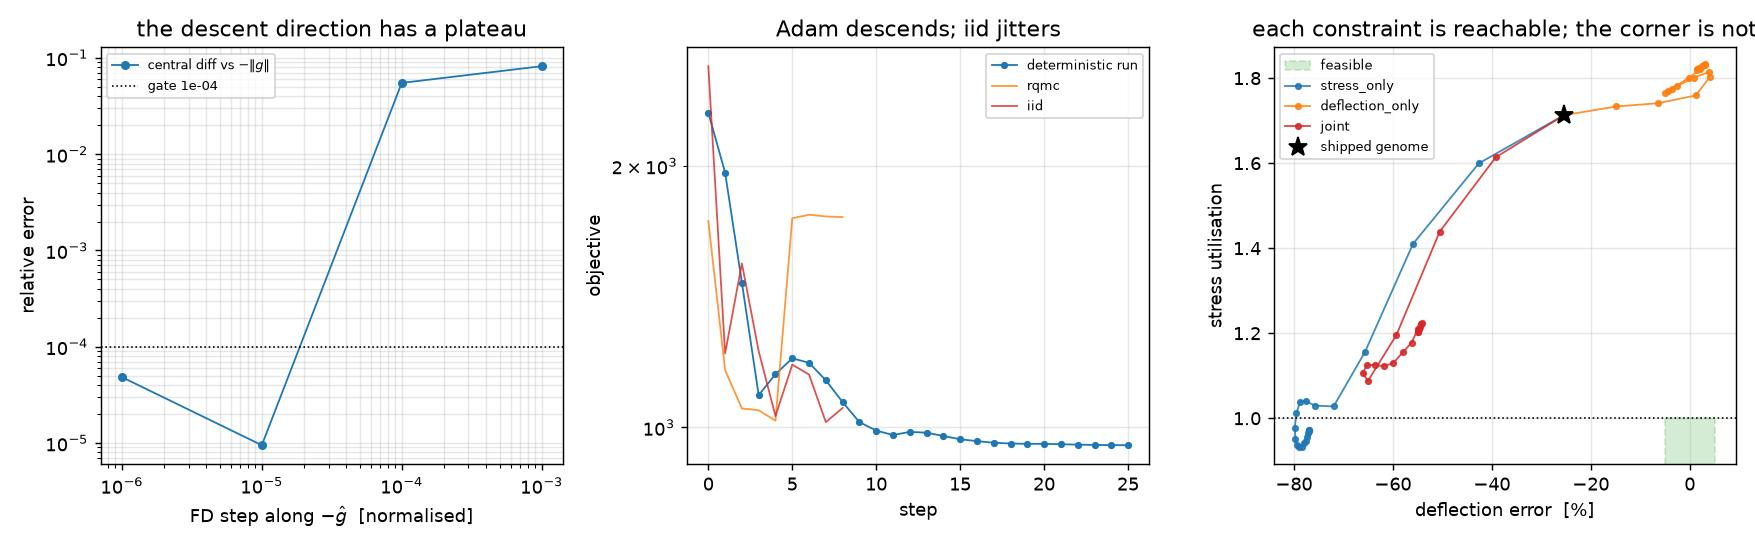

Source code (Python):
"""
=============================================================================
  M8b-i GATE — THE STAGE-3 OPTIMIZER, AND WHETHER ITS PROBLEM HAS A SOLUTION
=============================================================================

    .venv-opt/bin/python studies/study_stage3.py            # the gate; exits nonzero on failure
    .venv-opt/bin/python studies/study_stage3.py --quick    # reduced meshes and step counts

M8a proved the objective and its gradient.  This gates the thing that descends it, and
then asks the question M8a left open with numbers attached.

WHY THIS STUDY EXISTS
---------------------
`PLAN.md` records the finding that shapes the whole milestone: at the shipped genome the
FEA objective is 513.2 units against the GA's 50.4, the wheel misses its deflection
target by -26.3% AND exceeds its stress allowable by 24%, and *"whether M8b has a
feasible problem is now an open question"*.  A Stage-3 run against an infeasible problem
and a Stage-3 run against a buggy optimizer produce the same artifact — a trajectory
that does not reach its target — and neither M7's gradient checks nor M8a's objective
gates can tell them apart, because in both cases the gradient is correct.

So the gates below split into two kinds, and the split is the point:

  * S1-S8 are about the OPTIMIZER.  They are pass/fail, and they are what makes a
    negative feasibility result believable rather than suspicious.
  * S9 is about the PROBLEM.  It is reported and deliberately NOT gated on finding
    feasibility.  Gating on it would make an honest negative result look like a broken
    build, which is the one outcome guaranteed to get the wrong thing fixed.

THE GATES, WRITTEN DOWN BEFORE THE RUN
--------------------------------------
  S1  directional derivative vs an FD ladder of the whole pipeline   1e-4, >= 1 rung
  S2  Adam reduces the loss over a deterministic run                 strictly
  S3  the projection is exact, and does not freeze a pinned gene     exact; no violation
  S5  a failed solve is a step reject and the run recovers           recovers, logged
  S6  the pinned flank orientation is the one the meshes are built   exact
  S7  rqmc vs uniform vs iid: step-to-step variance and wall cost    rqmc < iid
  S8  warm start vs cold, seconds per evaluation                     reported
  S9  THE FEASIBILITY VERDICT                                        reported, not gated
  S10 cost per step by tier, and the projected production cost       reported

M8b-i.5 ADDS TWO SECTIONS, AND THEY ARE OPT-IN
----------------------------------------------
    .venv-opt/bin/python studies/study_stage3.py --sections mesh_convergence,multistart \
        --out study_stage3_m8bi5.json                   # or just: make m8bi5

S9's verdict came back "each constraint is reachable alone, neither with the other", and
`PLAN.md` records that it is weaker than it looks in two specific ways.  Both are cheap to
close and either can change the answer, so they are closed before anyone acts on it:

  S11 the stress QoI up the mesh ladder                              reported, not gated
  S12 the same feasibility question from the Stage-2 elites          reported, not gated

S11 exists because utilisation measured 1.2406 at `smoke` and 1.7128 at `coarse` — the
verdict's own input moved 38% for a change of mesh alone.  S12 exists because all three of
S9's descents started at `best_solution.json`, a GA optimum for the BEAM surrogate that
M8a showed is a bad guide to the FEA, and `stage2_elites.json` has held fifteen other
converged genomes that nothing has ever scored.

They are NOT in the default `--sections` and `make studies` does not run them.  At
`coarse` they are ~2 h against the gate's ~2 h 45 m, they answer a question about the
wheel rather than about the code, and a gate nobody can afford to run is not a gate.

EVERY FINITE DIFFERENCE IS A LADDER, per the project's rule.  M7 lost days to three
gates written at a single step, all three of which failed at `coarse` by one to eight
parts in 1e5 because of the REFERENCE's truncation error rather than the gradient's.

S4 WAS HERE, AND WHY IT IS NOT ANY MORE
----------------------------------------
S4 asserted that the `stress_scale` an evaluation used was the PREVIOUS step's
measurement, to 1e-12.  That contract existed because the stress term rescaled a p-norm to
the true max by a measured ratio, the rescale is exact only for a CONSTANT factor, and
re-measuring inside each call made the function being differentiated a different function
from the one being evaluated — measured, 10% into the assembled gradient while every
individual term still matched its own finite difference to 1e-8.  S1 therefore had to pin
`c` across the base point and both legs, or it would have failed and the failure would have
looked like a broken optimizer.

M8b-i.6 deleted the frozen factor rather than the freeze: `c` is anchored to a mesh-divergent
true max, so it was a converged answer to nothing, and the constraint is now
`Kt(R, t) * sigma_nominal(p=4)` with `Kt` differentiated.  Nothing is held across a
difference any more, and S1 is stronger for it — both legs re-evaluate freely, so it now
tests the product rule rather than the pinning.

The FD legs are allowed to leave the unit box by a few parts in a thousand.  That is
deliberate: the objective is a smooth function of the genes everywhere, the box is the
OPTIMIZER's constraint rather than the physics', and projecting the legs would make the
difference a difference of two different functions.
=============================================================================
"""

import argparse
import collections
import json
import os

import project_paths as PP
import time

import jax_config  # noqa: F401  — must precede every other jax import
import numpy as np

import wheel_adjoint as WA
import wheel_fea as W
import wheel_fem as fem
import wheel_genome as wg
import wheel_objective as WO
import wheel_stage3 as S3
import wheel_wheel as WW

HERE = os.path.dirname(os.path.abspath(__file__))
DEFAULT_CONFIG = "coarse"

# Written down BEFORE the study was run, per the project's rule.
GATE_DIRECTION_REL = 1e-4       # S1  directional derivative vs its FD plateau
GATE_DIRECTION_RUNGS = 1        # S1  ... on at least one rung of the ladder
GATE_BOX_TOL = 0.0              # S3  the projection is exact, not approximate
GATE_WARM_SAVING = 0.0          # S8  reported, not gated: warm must not be SLOWER

# Reported, not gated.  A design is feasible when it is inside both of these.
FEASIBLE_UTIL = 1.0             # S9  stress utilisation at or under the allowable
FEASIBLE_DEFL_REL = 0.05        # S9  within 5% of the 2.0 mm deflection target

# S11.  When does a ladder count as CONVERGED?  Reported, not gated — but the report's
# words and its plot title are driven off this, so it has to be a real criterion.
#
# `study_wheel_fea.run_refinement` uses `finest_error_vs_richardson < 0.005` and calls it
# `criterion_met`.  This is the same standard in GCI form, which is the safety-factored
# version of the same quantity and the more honest one to quote when the observed order is
# far from the formal one.  10x looser than M4's, deliberately: at 5% a quantity is usable
# as a CONSTRAINT even if it is not publication-converged, and the question S11 asks is
# whether the constraint has a value, not whether the value is precise.
#
# NOT `ratio > 1`.  Successive differences shrinking is necessary and nowhere near
# sufficient — a sequence with ratio 1.33 has an observed order of 0.41 and an
# extrapolation 50% beyond its finest rung, which is what "no value" looks like.
GATE_LADDER_GCI = 0.05

# The weight sets the feasibility probe descends.  Every barrier stays on in all three —
# a "lowest reachable stress" that is reached through a folded, self-intersecting or
# unmeshable design is not a bound on anything.
PROBE_ZERO = {"stress_only": ("deflection", "mass", "phase_ripple"),
              "deflection_only": ("stress", "mass", "phase_ripple"),
              "joint": ()}

# The sections, and which milestone each answers to.  M8b-i's seven are the default and
# are what `make studies` runs; M8b-i.5's two are opt-in — see `--sections` and `make
# m8bi5`.  Order matters: a default invocation writes the report keys in this order.
SECTION_HELP = {
    "direction":        "S1  the descent direction vs an FD ladder of the pipeline",
    "trajectory":       "S2/S3/S4/S6  one deterministic run, four structural facts",
    "reject":           "S5  a failed solve is a step reject",
    "schemes":          "S7  rqmc vs uniform vs iid",
    "warm":             "S8  warm start vs cold",
    "cost":             "S10 seconds per step by tier",
    "feasibility":      "S9  THE FEASIBILITY VERDICT, from the shipped genome",
    "mesh_convergence": "S11 is the stress QoI converged?  [M8b-i.5]",
    "multistart":       "S12 the same question from the Stage-2 elites  [M8b-i.5]",
}
DEFAULT_SECTIONS = ("direction", "trajectory", "reject", "schemes", "warm", "cost",
                    "feasibility")


def parse_sections(spec):
    """`--sections` -> the list to run, or a `ValueError` naming what was not understood.

    A pure function so it can be tested without paying a jax import, and so a typo costs
    a startup rather than three hours of solving followed by a `KeyError`.
    """
    names = [s.strip() for s in str(spec).split(",") if s.strip()]
    if not names:
        raise ValueError("--sections is empty; expected at least one of "
                         f"{sorted(SECTION_HELP)}")
    unknown = [s for s in names if s not in SECTION_HELP]
    if unknown:
        raise ValueError(f"unknown section(s) {unknown}; expected any of "
                         f"{sorted(SECTION_HELP)}")
    return names


def parse_ladder_p(spec):
    """`--ladder-p` -> the exponents to probe, or a `ValueError` naming the bad one.

    Pure and validated at startup for `parse_sections`' reason, which bites harder here:
    the sweep's whole claim is that it costs no extra solve, so a bad exponent that only
    surfaces at the `_qoi_pnorm_stress` call would be discovered after the ladder had
    already paid for its meshes.  Empty means no sweep, which is the default and leaves
    the report exactly as M8b-i.5 wrote it.

    `p > 0` because the p-norm's `x^(1/p)` is not a norm otherwise, and `p` is a float
    rather than an int because nothing downstream rounds it and the interesting region
    between the master plan's 10 and M4's percentile may not be an integer.

    DUPLICATES ARE DROPPED HERE, not tolerated downstream.  `t3_terms` keys its
    accumulator by exponent (`probe_pn = {v: [] for v in probe_p}`) but appends inside a
    loop over the raw list, so a repeated `p` collects two samples per phase against one
    true max and `_stress_aggregate` dies on the broadcast — after the first solve has
    been paid for, which is precisely the class of failure this function exists to move to
    startup.  First occurrence wins, so the reported order still follows the command line.
    """
    out = []
    for tok in [s.strip() for s in str(spec).split(",") if s.strip()]:
        try:
            v = float(tok)
        except ValueError:
            raise ValueError(f"--ladder-p got {tok!r}, which is not a number; expected "
                             "a comma-separated list of exponents, e.g. 2,4,8,16,30")
        if not (np.isfinite(v) and v > 0.0):
            raise ValueError(f"--ladder-p got {tok!r}; every exponent must be finite and "
                             "positive — a p-norm with p <= 0 is not a norm")
        if v not in out:
            out.append(v)
    return out


def load_genes(path="best_solution.json"):
    with open(os.path.join(PP.ROOT, path)) as fh:
        return np.array(list(json.load(fh)["genes"].values()), dtype=float)


def load_elites(path="stage2_elites.json", limit=4):
    p = os.path.join(PP.ROOT, path)
    if not os.path.exists(p):
        return []
    with open(p) as fh:
        rec = json.load(fh)
    return [np.array(list(e["genes"].values()), dtype=float)
            for e in rec.get("elites", [])[:limit]]


def _bounds():
    return wg.bounds_arrays(W.GENE_SPACE)


def probe_weights(kind):
    """`DEFAULT_WEIGHTS` with the named terms switched off."""
    w = dict(WO.DEFAULT_WEIGHTS)
    for k in PROBE_ZERO[kind]:
        w[k] = 0.0
    return w


# ---------------------------------------------------------------------------
# S1 — THE DESCENT DIRECTION IS A DESCENT DIRECTION
# ---------------------------------------------------------------------------

def run_direction(genes, cfg=DEFAULT_CONFIG, n_phase=4,
                  steps=(1e-3, 1e-4, 1e-5, 1e-6)):
    """The gradient's own directional derivative against an FD ladder of the pipeline.

    M8a's gate 7 differenced the total along the COORDINATE axes.  This differences it
    along `-g/||g||`, which is the only direction the optimizer ever actually moves in,
    and which mixes all fourteen components — so a per-gene sign error that happens to
    cancel in a coordinate check cannot survive here.  The predicted value is exact and
    needs no reference implementation: `grad . (-g/||g||) = -||g||`.
    """
    low, high, _ = _bounds()
    z0 = wg.normalize(genes, low, high)
    phases = WO.phase_stencil(n_phase=n_phase, scheme="uniform")
    ori = WW.flank_orientation(genes, WW.get_config(cfg))

    ev = S3.Evaluator(cfg, orientation=ori)
    # No priming call and nothing pinned: the objective is now a pure function of the
    # genes, so the base point and both legs are evaluations of one function.  See the
    # module docstring on what S4 used to guard here.
    val0, g0, brk0 = ev(z0, low, high, phases=phases)

    # Both legs start their secant from the BASE point's indentations, which is
    # `study_objective.run_stress_plateau`'s reasoning applied one level up: a cold solve
    # at a perturbed design can converge along a different Newton path — a different
    # contact active set — and the difference of two such solves carries that as noise,
    # which is exactly what eats a plateau.  One starting guess keeps both legs on one
    # branch, and it is also what makes a ten-evaluation ladder affordable at `coarse`.
    warm = S3.warm_from(brk0)

    gnorm = float(np.linalg.norm(g0))
    d = -np.asarray(g0, dtype=float) / max(gnorm, 1e-300)
    predicted = float(np.dot(g0, d))            # == -||g||, to rounding

    rows = []
    for t in steps:
        vp, _, _ = ev(z0 + t * d, low, high, phases=phases, warm=warm)
        vm, _, _ = ev(z0 - t * d, low, high, phases=phases, warm=warm)
        fd = (vp - vm) / (2.0 * t)
        rel = abs(fd - predicted) / max(abs(predicted), 1e-300)
        rows.append({"t": float(t), "fd": float(fd), "rel": float(rel)})

    rungs = int(sum(r["rel"] < GATE_DIRECTION_REL for r in rows))
    out = {"config": cfg if isinstance(cfg, str) else cfg.name, "n_phase": n_phase,
           "steps": list(steps), "rows": rows, "loss": float(val0),
           "grad_norm": gnorm, "predicted": predicted,
           "best_rel": float(min(r["rel"] for r in rows)), "rungs": rungs,
           "terms": {k: v["value"] for k, v in brk0["terms"].items()}}
    out["pass"] = bool(rungs >= GATE_DIRECTION_RUNGS)
    return out


# ---------------------------------------------------------------------------
# S2/S3/S4/S6 — ONE DETERMINISTIC RUN, FOUR THINGS READ OFF IT
# ---------------------------------------------------------------------------

def run_trajectory(genes, cfg=DEFAULT_CONFIG, steps=25, n_phase=4, lr=S3.DEFAULT_LR,
                   scheme="uniform"):
    """A run at fixed phases, and the four structural facts its record has to satisfy.

    Deterministic on purpose: S2 asks whether the loss goes DOWN, and under a stochastic
    stencil a rise is not evidence of anything.  The phase schemes are compared
    separately, in S7, which is where that question belongs.
    """
    low, high, _ = _bounds()
    z0 = wg.normalize(genes, low, high)
    t0 = time.time()
    rec = S3.descend(z0, cfg, steps=steps, lr=lr, n_phase=n_phase, scheme=scheme,
                     verbose=False)
    wall = time.time() - t0
    rows = rec["steps"]

    # -- S2: it descends.
    l0, lN = rows[0]["loss"], rows[-1]["loss"]
    best = min(r["loss"] for r in rows)
    descent = {"loss_start": float(l0), "loss_end": float(lN), "loss_best": float(best),
               "factor": float(l0 / best) if best > 0 else float("inf"),
               "pass": bool(best < l0)}

    # -- S3: the projection is exact, and it does not freeze a gene whose gradient
    # points back into the box.  Reconstructed offline from (z, grad) — a correct
    # projection is an IMPLICATION, not a hope that some gene happened to move: a gene on
    # a bound must stay there if and only if the unprojected step would leave the box.
    box_viol, freeze_viol, unpinned = [], [], []
    for r in rows:
        z = np.asarray(r["z"], dtype=float)
        if np.any(z < -GATE_BOX_TOL) or np.any(z > 1.0 + GATE_BOX_TOL):
            box_viol.append({"step": r["step"], "min": float(z.min()),
                             "max": float(z.max())})
    # Replays `descend`'s update exactly, abandoned steps included: on an abandonment the
    # moments are NOT advanced (the step was never taken), and replaying it any other way
    # would desynchronise `m`/`v` and manufacture violations that never happened.
    m = np.zeros(wg.N_GENES)
    v = np.zeros(wg.N_GENES)
    for k in range(1, len(rows)):
        prev, cur = rows[k - 1], rows[k]
        g, _ = S3.clip_global_norm(np.asarray(prev["grad"], dtype=float))
        delta, m_try, v_try = S3.adam_update(g, m, v, cur["step"], cur["lr"])
        if cur["abandoned"]:
            continue
        m, v = m_try, v_try
        zp = np.asarray(prev["z"], dtype=float)
        zc = np.asarray(cur["z"], dtype=float)
        unproj = zp - delta * cur["trial_scale"]
        for j in range(wg.N_GENES):
            at_low, at_high = zp[j] <= 0.0, zp[j] >= 1.0
            if not (at_low or at_high):
                continue
            wants_in = (at_low and unproj[j] > 0.0) or (at_high and unproj[j] < 1.0)
            moved = abs(zc[j] - zp[j]) > 1e-15
            if wants_in and not moved:
                freeze_viol.append({"step": cur["step"], "gene": wg.GENE_NAMES[j],
                                    "z": float(zp[j]), "unprojected": float(unproj[j])})
            if wants_in and moved:
                unpinned.append({"step": cur["step"], "gene": wg.GENE_NAMES[j],
                                 "from": float(zp[j]), "to": float(zc[j])})
    projection = {"box_violations": box_viol, "freeze_violations": freeze_viol,
                  "n_unpinned_moves": len(unpinned), "unpinned": unpinned[:12],
                  "pinned_at_start": [n for n, _, _, _ in
                                      wg.bound_saturation(genes, low, high, 0.0)],
                  "pass": bool(not box_viol and not freeze_viol)}

    # S4 was here — see the module docstring.  Nothing is frozen across a step any more,
    # so there is no freeze contract left to assert.

    # -- S6: the pin is honoured.  Not "no flip happened" — a flip is a legitimate event
    # — but "the run scored the topology the pin asked for, for every phase".
    #
    # Checked against what the run RECORDED it pinned to, and against the mesh actually
    # built at the final design.  Not against a mesh at the flipped orientation: at the
    # shipped genome the eta=-1 hub arrival does not exist (the flank never reaches
    # r=12.7 mm), so "build it the other way" is not a question the geometry answers.
    final_genes = np.array(list(rec["final"]["genes"].values()), dtype=float)
    pin = tuple(float(x) for x in
                np.asarray(WW.flank_orientation(genes, WW.get_config(cfg))).ravel())
    recorded = tuple(float(x) for x in rec["settings"]["orientation"])
    pinned_mesh = WW.build_wheel(final_genes, cfg, orientation=pin)
    try:
        free = tuple(float(x) for x in
                     np.asarray(WW.build_wheel(final_genes, cfg).orientation).ravel())
    except Exception as exc:                                  # pragma: no cover
        free = f"unbuildable: {type(exc).__name__}"
    built = tuple(float(x) for x in np.asarray(pinned_mesh.orientation).ravel())
    orientation = {
        "pinned": list(pin), "recorded_by_run": list(recorded),
        "mesh_built_with_pin": list(built),
        "free_choice_at_final_design": free if isinstance(free, str) else list(free),
        "free_choice_still_agrees": bool(free == pin),
        "n_flip_events": sum(1 for e in rec["events"]
                             if e["kind"] == "orientation_flip"),
        "pass": bool(built == pin and recorded == pin)}

    return {"config": cfg if isinstance(cfg, str) else cfg.name, "steps": steps,
            "n_phase": n_phase, "scheme": scheme, "lr": lr, "wall_s": round(wall, 1),
            "descent": descent, "projection": projection,
            "orientation": orientation,
            "loss_history": [float(r["loss"]) for r in rows],
            "util_history": [float(r["report"].get("stress_utilisation", float("nan")))
                             for r in rows],
            "drop_history": [float(r["report"].get("axle_drop_mean_mm", float("nan")))
                             for r in rows],
            "final": rec["final"], "best": rec["best"], "events": rec["events"],
            "pass": bool(descent["pass"] and projection["pass"]
                         and orientation["pass"])}


# ---------------------------------------------------------------------------
# S5 — A FAILED SOLVE IS A STEP REJECT
# ---------------------------------------------------------------------------

class _FaultyEvaluator(S3.Evaluator):
    """Raises `NewtonDivergedError` on the first `n_fail` calls after the start point.

    Fault injection rather than a hunt for a real divergence.  A test that waits for the
    solver to fail on its own is a test that runs when the physics feels like it, and
    the whole point of the reject path is that it is exercised rarely and must work the
    first time it is.
    """

    def __init__(self, *a, n_fail=2, **kw):
        super().__init__(*a, **kw)
        self.n_fail = n_fail
        self.n_raised = 0

    def __call__(self, *a, **kw):
        if self.n_calls > 0 and self.n_raised < self.n_fail:
            self.n_raised += 1
            raise fem.NewtonDivergedError(
                "injected: the tangent is not positive definite (slope = r @ du >= 0)")
        return super().__call__(*a, **kw)


def run_reject(genes, cfg=DEFAULT_CONFIG, n_phase=2, steps=2):
    """Two halves: the run survives rejects, and it gives up correctly when it must."""
    low, high, _ = _bounds()
    z0 = wg.normalize(genes, low, high)
    ori = WW.flank_orientation(genes, WW.get_config(cfg))

    # -- recovers: two injected failures, four trials allowed.
    ev = _FaultyEvaluator(cfg, orientation=ori, n_fail=2)
    rec = S3.descend(z0, cfg, steps=steps, n_phase=n_phase, scheme="uniform",
                     max_rejects=3, evaluator=ev, verbose=False)
    rejects = [e for e in rec["events"] if e["kind"] == "solve_reject"]
    moved = not np.allclose(np.asarray(rec["steps"][-1]["z"]), z0)
    recovered = {"n_injected": ev.n_fail, "n_reject_events": len(rejects),
                 "n_steps_recorded": len(rec["steps"]),
                 "trial_scales": [e["scale"] for e in rejects],
                 "error_names": sorted({e["error"] for e in rejects}),
                 "iterate_moved": bool(moved),
                 "pass": bool(len(rejects) == ev.n_fail and moved
                              and len(rec["steps"]) == steps + 1)}

    # -- gives up: every trial fails, so the iterate must be RESTORED, not corrupted.
    ev2 = _FaultyEvaluator(cfg, orientation=ori, n_fail=10_000)
    rec2 = S3.descend(z0, cfg, steps=1, n_phase=n_phase, scheme="uniform",
                      max_rejects=1, lr=S3.DEFAULT_LR, evaluator=ev2, verbose=False)
    abandoned = [e for e in rec2["events"] if e["kind"] == "step_abandoned"]
    z_end = np.asarray(rec2["steps"][-1]["z"], dtype=float)
    restored = {"n_abandoned": len(abandoned),
                "lr_after": abandoned[0]["lr_after"] if abandoned else None,
                "iterate_unchanged": bool(np.array_equal(z_end, z0)),
                "pass": bool(len(abandoned) == 1 and np.array_equal(z_end, z0)
                             and abandoned[0]["lr_after"] < S3.DEFAULT_LR)}

    return {"recovered": recovered, "restored": restored,
            "pass": bool(recovered["pass"] and restored["pass"])}


# ---------------------------------------------------------------------------
# S7 — THE PHASE SCHEMES, ON RUN BEHAVIOUR RATHER THAN ON BIAS
# ---------------------------------------------------------------------------

def run_phase_schemes(genes, cfg=DEFAULT_CONFIG, steps=8, n_phase=4, n_sub=4, seed=0):
    """rqmc / uniform / iid over one budget, scored on noise AND on wall clock.

    M8a's G9 measured the schemes' BIAS against a 64-point reference.  This measures what
    an optimizer actually feels: how much the loss jitters step to step, and what the
    scheme costs.  The cost half is not a footnote — `coord_fn` keys its jit cache on
    `float(phase)`, so `iid` draws a fresh phase every step and re-traces every step,
    which is the concrete reason `phase_stencil` quantizes the rqmc offset onto a lattice
    instead of shifting it continuously.
    """
    low, high, _ = _bounds()
    z0 = wg.normalize(genes, low, high)
    out = {}
    for scheme in ("uniform", "rqmc", "iid"):
        t0 = time.time()
        rec = S3.descend(z0, cfg, steps=steps, n_phase=n_phase, n_sub=n_sub,
                         scheme=scheme, seed=seed, verbose=False)
        wall = time.time() - t0
        loss = np.array([r["loss"] for r in rec["steps"]], dtype=float)
        walls = np.array([r["wall_s"] for r in rec["steps"]], dtype=float)
        # Step-to-step jitter of the loss, relative — the part of the signal that is the
        # stencil moving rather than the design moving.
        d = np.abs(np.diff(loss)) / np.maximum(np.abs(loss[:-1]), 1e-30)

        # First visit to a stencil vs a repeat, split apart.  `coord_fn` keys its jit
        # cache on `float(phase)`, so the first time a lattice point is used it pays a
        # trace and every use after that does not.  That makes the trace a ONE-OFF cost
        # of at most `n_phase * n_sub` per run, not a per-step cost — and a short gate run
        # is nearly all first visits, so a raw median badly overstates what rqmc costs a
        # 300-step run.  `iid` is the case with no steady state at all: every step draws a
        # stencil it has never seen, so it never stops paying.
        seen, first, repeat = set(), [], []
        for r in rec["steps"]:
            key = tuple(r["phase_deg"])
            (repeat if key in seen else first).append(r["wall_s"])
            seen.add(key)
        out[scheme] = {"loss_end": float(loss[-1]), "loss_best": float(loss.min()),
                       "jitter_mean": float(d.mean()), "jitter_max": float(d.max()),
                       "wall_s": round(wall, 1),
                       "wall_per_step_median": float(np.median(walls)),
                       "wall_per_step_max": float(walls.max()),
                       "wall_first_visit_median":
                           float(np.median(first)) if first else float("nan"),
                       "wall_repeat_median":
                           float(np.median(repeat)) if repeat else float("nan"),
                       "n_first_visits": len(first), "n_repeats": len(repeat),
                       "n_distinct_stencils": len(seen),
                       "loss_history": [float(x) for x in loss]}
    out["steps"] = steps
    out["n_phase"] = n_phase
    out["pass"] = bool(out["rqmc"]["jitter_mean"] <= out["iid"]["jitter_mean"])
    return out


# ---------------------------------------------------------------------------
# S8 — WARM START
# ---------------------------------------------------------------------------

def run_warm(genes, cfg=DEFAULT_CONFIG, n_phase=4, n_rep=3):
    """Seconds per evaluation with and without the previous step's indentations.

    Measured at FIXED phases and after a priming call, so the jit trace is paid once and
    is not attributed to either arm.  Otherwise the trace — which at `smoke` measured
    roughly ten times a step's solve — swamps the quantity being measured.
    """
    low, high, _ = _bounds()
    z0 = wg.normalize(genes, low, high)
    phases = WO.phase_stencil(n_phase=n_phase, scheme="uniform")
    ori = WW.flank_orientation(genes, WW.get_config(cfg))
    ev = S3.Evaluator(cfg, orientation=ori)

    _, _, brk = ev(z0, low, high, phases=phases)         # prime: trace + measure `c`
    warm = S3.warm_from(brk)

    cold_t, warm_t = [], []
    for k in range(n_rep):
        # A slightly different design each rep, so a cached solve cannot flatter either
        # arm; the same designs are used for both.
        z = np.clip(z0 + 1e-3 * (k + 1), 0.0, 1.0)
        t0 = time.time()
        ev(z, low, high, phases=phases, warm=None)
        cold_t.append(time.time() - t0)
        t0 = time.time()
        ev(z, low, high, phases=phases, warm=warm)
        warm_t.append(time.time() - t0)

    cold_m, warm_m = float(np.median(cold_t)), float(np.median(warm_t))
    saving = (cold_m - warm_m) / cold_m if cold_m > 0 else 0.0
    return {"n_phase": n_phase, "n_rep": n_rep,
            "cold_s_median": cold_m, "warm_s_median": warm_m,
            "cold_s": [float(x) for x in cold_t], "warm_s": [float(x) for x in warm_t],
            "saving_frac": float(saving),
            "pass": bool(saving >= GATE_WARM_SAVING)}


# ---------------------------------------------------------------------------
# S9 — THE FEASIBILITY VERDICT.  REPORTED, NOT GATED.
# ---------------------------------------------------------------------------

def run_feasibility(genes, cfg=DEFAULT_CONFIG, steps=40, n_phase=4, lr=S3.DEFAULT_LR,
                    kinds=("stress_only", "deflection_only", "joint")):
    """Three descents that answer `PLAN.md:41` — is there a feasible point at all?

    The shipped design misses deflection by -26.3% and exceeds its allowable by 24%
    simultaneously, so "the objective is large" says nothing about which of the two is
    binding.  Descending each constraint ALONE, with every geometric barrier still on,
    bounds each one separately; the joint run then says where the real weighted objective
    actually lands between them.  Two bounds and a landing point is not a Pareto front,
    but it is enough to distinguish "the weights are wrong" from "the box has no feasible
    point", which is the only distinction M8b-ii needs before it is funded.

    THE ANSWER IS NOT A GATE.  A gate that fails when the wheel turns out to be
    infeasible would be reporting a fact about the design as a fact about the code.

    `kinds` selects which of the three to run, defaulting to all of them so S9 is exactly
    what it always was.  M8b-i.5's multi-start re-probes pass the two BOUNDS alone and
    drop `joint`, which by construction lands between them and adds nothing to a verdict
    about reachability.  The verdict dict then carries only the keys its `kinds` support
    rather than filling the rest with NaN — an absent key is a question that was not
    asked, and `nan` reads as a question that was asked and came back undefined.
    """
    low, high, _ = _bounds()
    z0 = wg.normalize(genes, low, high)
    unknown = [k for k in kinds if k not in PROBE_ZERO]
    if unknown:
        raise ValueError(f"unknown probe kind(s) {unknown}; "
                         f"expected any of {sorted(PROBE_ZERO)}")
    runs = {}
    for kind in kinds:
        t0 = time.time()
        rec = S3.descend(z0, cfg, steps=steps, lr=lr, weights=probe_weights(kind),
                         n_phase=n_phase, scheme="uniform", verbose=False)
        rows = rec["steps"]
        util = np.array([r["report"].get("stress_utilisation", np.nan) for r in rows])
        drop = np.array([r["report"].get("axle_drop_mean_mm", np.nan) for r in rows])
        err = (drop - WO.TARGET_DEFLECTION_MM) / WO.TARGET_DEFLECTION_MM
        both = np.where((util <= FEASIBLE_UTIL) & (np.abs(err) <= FEASIBLE_DEFL_REL))[0]
        runs[kind] = {
            "wall_s": round(time.time() - t0, 1),
            "loss_start": float(rows[0]["loss"]), "loss_end": float(rows[-1]["loss"]),
            "util_start": float(util[0]), "util_min": float(np.nanmin(util)),
            "util_end": float(util[-1]),
            "drop_start_mm": float(drop[0]), "drop_end_mm": float(drop[-1]),
            "defl_err_start": float(err[0]), "defl_err_end": float(err[-1]),
            "abs_defl_err_min": float(np.nanmin(np.abs(err))),
            "util_history": [float(x) for x in util],
            "defl_err_history": [float(x) for x in err],
            "n_steps_both_satisfied": int(both.size),
            "genes": rec["best"]["genes"],
            "bound_saturation": rec["final"]["bound_saturation"],
            "n_events": len(rec["events"]),
            # A probe that never accepted a step reported its STARTING POINT as its
            # answer, and a bare event count did not make that visible.  These do.
            "event_kinds": dict(collections.Counter(e["kind"] for e in rec["events"])),
            "n_steps_recorded": len(rows),
            "n_steps_accepted": sum(1 for r in rows if not r["abandoned"]) - 1,
            "stopped_stuck": any(e["kind"] == "run_stopped_stuck" for e in rec["events"]),
            "moved": bool(not np.allclose(rows[-1]["z"], rows[0]["z"]))}

    # Whatever ran, this holds: the lowest utilisation and the smallest deflection error
    # SEEN ANYWHERE, which is the only pair of numbers that bounds anything when the
    # caller has chosen a subset of the probes.  It generalises the old per-probe
    # definition without moving it — checked against the recorded `coarse` run, where the
    # minimum over all three probes IS stress_only's util_min and deflection_only's
    # abs_defl_err_min, to every bit (0.9320225375154423 and 0.0021959376342238).
    verdict = {
        "min_reachable_util": float(np.nanmin(
            [np.nanmin(runs[k]["util_history"]) for k in runs])),
        "min_reachable_abs_defl_err": float(np.nanmin(
            [np.nanmin(np.abs(runs[k]["defl_err_history"])) for k in runs])),
        "simultaneously_reached": bool(
            any(runs[k]["n_steps_both_satisfied"] > 0 for k in runs)),
    }
    verdict["stress_reachable"] = bool(verdict["min_reachable_util"] <= FEASIBLE_UTIL)
    verdict["deflection_reachable"] = bool(
        verdict["min_reachable_abs_defl_err"] <= FEASIBLE_DEFL_REL)
    if "stress_only" in runs:
        verdict["defl_err_when_stress_met"] = runs["stress_only"]["defl_err_end"]
    if "deflection_only" in runs:
        verdict["util_when_deflection_met"] = runs["deflection_only"]["util_end"]
    if "joint" in runs:
        verdict["joint_util_end"] = runs["joint"]["util_end"]
        verdict["joint_defl_err_end"] = runs["joint"]["defl_err_end"]
    return {"config": cfg if isinstance(cfg, str) else cfg.name, "steps": steps,
            "n_phase": n_phase, "kinds": list(kinds), "feasible_util": FEASIBLE_UTIL,
            "feasible_defl_rel": FEASIBLE_DEFL_REL, "runs": runs, "verdict": verdict,
            # PASS means every probe actually DESCENDED — not that it found a feasible
            # point, and not merely that the function returned.
            #
            # The weaker condition was `loss_end == loss_end`, a NaN check, and it is why
            # a deadlocked stress-only probe passed while reporting its starting point as
            # the lowest reachable utilisation.  A bound obtained by never moving is not a
            # bound on anything, and the gate has to be able to tell the difference
            # between "descended and this is as far as it got" and "never took a step".
            "pass": bool(all(runs[k]["moved"] and runs[k]["n_steps_accepted"] > 0
                             for k in runs))}


# ---------------------------------------------------------------------------
# S10 — WHAT A STEP COSTS
# ---------------------------------------------------------------------------

def run_cost(genes, cfg=DEFAULT_CONFIG, n_phase=8, prod_steps=300, prod_starts=4):
    """Seconds by tier, and what that projects to for the M8b-ii production run."""
    low, high, _ = _bounds()
    z0 = wg.normalize(genes, low, high)
    phases = WO.phase_stencil(n_phase=n_phase, scheme="uniform")
    ori = WW.flank_orientation(genes, WW.get_config(cfg))
    ev = S3.Evaluator(cfg, orientation=ori)
    ev(z0, low, high, phases=phases)                       # prime the traces

    def timed(fn, n=3):
        ts = []
        for _ in range(n):
            t0 = time.time()
            fn()
            ts.append(time.time() - t0)
        return float(np.median(ts))

    t_t1 = timed(lambda: S3.t1_barrier_sum(z0, cfg))
    t_t12 = timed(lambda: ev(z0, low, high, phases=phases[:1], tiers=("t1", "t2")))
    t_full = timed(lambda: ev(z0, low, high, phases=phases), n=2)

    serial_h = prod_steps * prod_starts * t_full / 3600.0
    return {"config": cfg if isinstance(cfg, str) else cfg.name, "n_phase": n_phase,
            "t1_s": t_t1, "t1_t2_s": t_t12, "full_s": t_full,
            "t1_frac_of_full": float(t_t1 / t_full) if t_full else float("nan"),
            "t1_t2_frac_of_full": float(t_t12 / t_full) if t_full else float("nan"),
            "per_phase_s": float(t_full / n_phase),
            "projected_serial_hours": float(serial_h),
            "projected_steps": prod_steps, "projected_starts": prod_starts,
            "pass": True}


# ---------------------------------------------------------------------------
# M8b-i.5 — SCORING ONE DESIGN, WITHOUT DESCENDING FROM IT
# ---------------------------------------------------------------------------

def score(genes, cfg=DEFAULT_CONFIG, phases=None, n_phase=4, tiers=("t3",), probe_p=()):
    """`(loss, report, seconds)` at one design.

    `tiers=("t3",)` on purpose.  Both M8b-i.5 sections want the deflection and the stress,
    and neither wants the geometric barriers — which cost `t1_vector`'s 1.06 s of eager
    `jacrev` per call (S10) to produce numbers this study never reads.

    `c = mean_phase(max/pnorm)` is reported as `stress_scale_measured`, measured at this
    design and this mesh.  It no longer enters the constraint — its drift with the mesh is
    what the ladder is asking about, and the answer (it diverges, because the true max is a
    singularity) is why the constraint stopped using it.

    A fresh `Evaluator` per call, and the orientation re-derived per design: the flank pin
    is a function of the genes, so carrying one elite's pin onto another's mesh would build
    a wheel nobody asked for.

    `probe_p` COSTS NO SOLVE, and that is the whole design of `--ladder-p`.  It rides
    `Evaluator`'s `problem_kw` into `wheel_objective.t3_terms`, which reads each exponent
    off the displacement field the adjoint already converged — the same channel `warm`
    uses.  So one rung stays one evaluation however long the list is — which is what
    `test_the_ladder_costs_one_evaluation_per_rung_and_repins_per_design` asserts, and
    what turns a five-exponent sweep from an hour back into fourteen minutes.
    """
    low, high, _ = _bounds()
    if phases is None:
        phases = WO.phase_stencil(n_phase=n_phase, scheme="uniform")
    ev = S3.Evaluator(cfg, orientation=WW.flank_orientation(genes, WW.get_config(cfg)),
                      stress_p_probe=tuple(probe_p))
    t0 = time.time()
    val, _, brk = ev(wg.normalize(np.asarray(genes, dtype=float), low, high),
                     low, high, phases=phases, tiers=tiers)
    return float(val), brk["report"], time.time() - t0


def corner_distance(util, defl_err):
    """How far outside the feasible box, in multiples of each constraint's OWN limit.

    A ranking heuristic and not a metric — it exists to pick which elites are worth an
    hour of descent, nothing more.  Both terms are dimensionless excesses over their own
    allowance, which is what makes them addable: `util` is already normalised by
    `ALLOWABLE_STRESS_MPA` and `defl_err` by `TARGET_DEFLECTION_MM`, so a raw sum of
    "MPa over" and "mm short" is the mistake this avoids.  Zero anywhere inside the box.
    """
    return (max(0.0, abs(float(util)) / FEASIBLE_UTIL - 1.0)
            + max(0.0, abs(float(defl_err)) / FEASIBLE_DEFL_REL - 1.0))


# ---------------------------------------------------------------------------
# S11 — IS THE STRESS QoI CONVERGED?
# ---------------------------------------------------------------------------

LADDER_CONFIGS = ("smoke", "coarse", "medium")


def _series(rows, key):
    """Richardson extrapolation and a GCI on one column of the ladder.

    Same convention as `study_wheel_fea.run_refinement`, whose `_observed_ratio` is
    imported rather than re-derived — study-to-study, the way `study_gnl` already borrows
    `latin_hypercube` from `study_mesh_quality`.
    """
    from study_wheel_fea import _observed_ratio

    v = np.array([r[key] for r in rows], dtype=float)
    out = {"values": [float(x) for x in v],
           "configs": [r["config"] for r in rows],
           "rel_change_last_pair": float(abs(v[-1] / v[-2] - 1.0)) if len(v) >= 2
           else float("nan"),
           "total_rel_change": float(abs(v[-1] / v[0] - 1.0)) if len(v) >= 2
           else float("nan"),
           "direction": ("rising" if len(v) >= 2 and v[-1] > v[-2]
                         else "falling" if len(v) >= 2 and v[-1] < v[-2] else "flat")}
    if len(v) < 3:
        out.update({"ratio": float("nan"), "richardson": float("nan"),
                    "finest_error_vs_richardson": float("nan"), "gci": float("nan"),
                    "settling": None, "converged": None})
        return out
    ratio = float(_observed_ratio(v))
    r32 = v[-1] - v[-2]
    rich = float(v[-1] + r32 / (ratio - 1.0)) if np.isfinite(ratio) and ratio > 1 \
        else float(v[-1])
    out.update({
        "ratio": ratio,
        "richardson": rich,
        "finest_error_vs_richardson": float(abs(v[-1] / rich - 1.0)) if rich else
        float("nan"),
        "gci": float(1.25 * abs(r32 / v[-1]) / (abs(ratio) - 1.0))
        if np.isfinite(ratio) and abs(ratio) > 1.0 and v[-1] else float("nan"),
        # Two different claims, and conflating them is how a plot title comes to say the
        # opposite of its own data.  `settling` is the weak one: each refinement moved the
        # number less than the one before.  `converged` is the one worth quoting: the
        # remaining discretisation error is inside `GATE_LADDER_GCI`.  Measured here, every
        # stress series is `settling` and none is `converged`, while the axle drop on the
        # very same meshes is both.
        "settling": bool(np.isfinite(ratio) and ratio > 1.0)})
    out["converged"] = bool(np.isfinite(out["gci"]) and out["gci"] < GATE_LADDER_GCI)
    return out


def _series_by_p(ok, probe_p):
    """Per-exponent convergence, off the rows the ladder already measured.

    `_series` is reused verbatim and deliberately: it is a pure function of a list of
    dicts carrying `config` plus one named column, so a synthetic column is all a per-`p`
    series needs, and the GCI the sweep quotes is then the same GCI the p=30 verdict was
    quoted from.  Rewriting the extrapolation for the sweep would let the two disagree,
    which is exactly the failure `_stress_aggregate` exists to prevent one level down.

    A LEAF ABSENT FROM THE ROWS IS SKIPPED, NOT A KeyError.  `util_kt` arrived with
    M8b-i.6 step 2 and the sweeps recorded before it do not carry it; a re-analysis of an
    older `study_stage3_pnorm.json` must still produce every series it does have, because
    the whole value of that file is that its `c` columns are the evidence for the change.
    """
    out = {}
    for v in probe_p:
        k = repr(float(v))
        have = [r for r in ok if k in r.get("pnorm_by_p", {})]
        if len(have) < 2:
            continue
        out[k] = {"p": float(v)}
        for name, field in (("pnorm", "pnorm_agg_mpa"), ("c", "stress_scale_measured"),
                            ("util", "stress_utilisation"),
                            ("util_kt", "stress_utilisation_kt")):
            cols = [{"config": r["config"], "x": r["pnorm_by_p"][k][field]}
                    for r in have if field in r["pnorm_by_p"][k]]
            if len(cols) == len(have):
                out[k][name] = _series(cols, "x")
    return out


def run_mesh_convergence(designs, configs=LADDER_CONFIGS, n_phase=4, probe_p=()):
    """*** THE FIRST HALF OF M8b-i.5 ***  Is the number the verdict rests on converged?

    S9 reported the shipped genome at utilisation 1.7128 and called the problem infeasible.
    The same genome measures 1.2406 at `smoke` — a 38% rise for a change of mesh alone —
    so the verdict's own input is moving, and which way it is still moving decides whether
    the infeasibility is a lower bound or an artifact.

    THREE SERIES, NOT ONE, AND THAT IS THE POINT.  When this was written the constraint was
    `c * pnorm / allowable` with `c = max/pnorm` measured on the mesh, so it inherited
    whatever the max did.  `_qoi_pnorm_stress`'s docstring argues the volume-weighted
    p-norm is a quadrature of an integral and therefore mesh-convergent, while the true max
    is a pointwise peak at an unfilleted junction corner — the same corner `study_wheel_fea`
    blames for its sub-second-order axle-drop rate — and a peak at a stress concentration
    need not converge at all.  If `pnorm` settles while `max` climbs, then `c` is carrying
    the mesh into `util` and "the wheel is infeasible" and "the constraint is measured on a
    quantity that has no mesh-independent value" are different conclusions with different
    fixes.  So all three are extrapolated and reported side by side.

    THAT IS WHAT HAPPENED, and the constraint moved as a result: `util` is now
    `max(Kt_hub, Kt_rim) * pnorm(p=4) / allowable`, with the peak modelled analytically
    instead of measured off the singularity.  The `max` and `c` series stay in the report
    anyway — they are the evidence, and the `util` series only means something next to
    them.

    The stencil is FIXED and uniform across every row, so the only thing varying down a
    ladder is the mesh.  A row that fails to mesh or solve is recorded and the ladder
    continues: at `fine` this is 261k dof through contact, a service-force secant and an
    adjoint, which nothing in this repo has run before.

    `probe_p` — M8b-i.6 STEP 1 — RUNS THE WHOLE LADDER AGAIN AT NO COST.  The three series
    above answered "does the constraint converge" with a flat no, and decomposed it far
    enough to name the p-norm rather than the rescale as the reason.  What they could not
    say is whether the p-norm is unfixable or merely mis-exponented, and that is one
    argument: at p=30 the norm is 1/1.38 of the true max and inherits the corner's r^-0.5
    field, while M4's p99 of the same field converges to 8.61 MPa, so SOME smooth aggregate
    of it has a value.  Each `p` in `probe_p` gets its own `pnorm`/`c`/`util` series off
    the rows already measured — see `_series_by_p` — and the axle drop stays in the report
    as the control that makes them readable.  Values only, no gradient, no extra solve.
    """
    phases = WO.phase_stencil(n_phase=n_phase, scheme="uniform")
    probe_p = [float(v) for v in probe_p]
    out = []
    for label, genes in designs:
        rows = []
        for cfg in configs:
            t0 = time.time()
            try:
                loss, rep, wall = score(genes, cfg, phases=phases, probe_p=probe_p)
                rows.append({
                    "config": cfg,
                    "n_elements": int(WW.build_wheel(genes, cfg).n_elements),
                    "loss": loss,
                    "max_stress_mpa": float(rep["max_stress_mpa"]),
                    "pnorm_stress_agg_mpa": float(rep["pnorm_stress_agg_mpa"]),
                    "stress_scale_measured": float(rep["stress_scale_measured"]),
                    "kt_hub": float(rep["kt_hub"]), "kt_rim": float(rep["kt_rim"]),
                    "stress_utilisation": float(rep["stress_utilisation"]),
                    "stress_utilisation_hub": float(rep["stress_utilisation_hub"]),
                    "stress_utilisation_rim": float(rep["stress_utilisation_rim"]),
                    "axle_drop_mean_mm": float(rep["axle_drop_mean_mm"]),
                    "defl_err": float((rep["axle_drop_mean_mm"]
                                       - WO.TARGET_DEFLECTION_MM)
                                      / WO.TARGET_DEFLECTION_MM),
                    "stress_gauss_p": float(rep["stress_gauss_p"]),
                    "pnorm_by_p": rep["pnorm_by_p"],
                    "seconds": round(wall, 1)})
                print(f"      {label:<16s}{cfg:<8s}"
                      f"max {rows[-1]['max_stress_mpa']:7.2f} MPa   "
                      f"pnorm {rows[-1]['pnorm_stress_agg_mpa']:7.2f}   "
                      f"util {rows[-1]['stress_utilisation']:6.4f}   "
                      f"({rows[-1]['seconds']:.0f} s)", flush=True)
            except Exception as exc:                              # pragma: no cover
                rows.append({"config": cfg, "failed": type(exc).__name__,
                             "error": str(exc)[:200],
                             "seconds": round(time.time() - t0, 1)})
                print(f"      {label:<16s}{cfg:<8s}FAILED  "
                      f"{type(exc).__name__}: {str(exc)[:100]}", flush=True)
        ok = [r for r in rows if "failed" not in r]
        out.append({
            "label": label, "rows": rows, "n_ok": len(ok),
            "series": {name: _series(ok, key) for name, key in
                       (("max", "max_stress_mpa"),
                        ("pnorm", "pnorm_stress_agg_mpa"),
                        ("c", "stress_scale_measured"),
                        ("util", "stress_utilisation"),
                        ("drop", "axle_drop_mean_mm"))} if len(ok) >= 2 else {},
            "series_by_p": _series_by_p(ok, probe_p) if len(ok) >= 2 else {}})
    return {"configs": list(configs), "n_phase": n_phase, "scheme": "uniform",
            "probe_p": probe_p, "gate_ladder_gci": GATE_LADDER_GCI,
            "allowable_stress_mpa": WO.ALLOWABLE_STRESS_MPA, "designs": out,
            # NOT a convergence gate.  Whether the stress QoI converges is a fact about
            # the mesh and the geometry, and gating on it would report that fact as a
            # broken build — the same mistake S9 exists to avoid one level up.  What is
            # gated is that the ladder RAN: at least two rungs on every design, so a
            # sequence exists to read a direction off.
            "pass": bool(out) and all(d["n_ok"] >= 2 for d in out)}


# ---------------------------------------------------------------------------
# S12 — THE SAME QUESTION FROM SOMEWHERE ELSE
# ---------------------------------------------------------------------------

def run_multistart(cfg=DEFAULT_CONFIG, elites=None, n_phase=4, steps=20,
                   n_probe=2, kinds=("stress_only", "deflection_only"),
                   lr=S3.DEFAULT_LR):
    """*** THE SECOND HALF OF M8b-i.5 ***  Was the verdict about the space, or the basin?

    S9's three descents all started at `best_solution.json` and all plateaued.  That
    supports "no feasible design along three descents from one start", and the gap to "the
    design space contains no feasible point" is exactly what decides whether the genome
    needs new genes.  Two things make the single start suspect rather than merely narrow:
    `best_solution.json` is a GA optimum for the BEAM surrogate, which M8a measured to be a
    bad guide to the FEA — it scored `deflection` at 0.1% of the loss where the FEA says
    33.7% — so the GA optimised toward a corner chosen by a model now known to be wrong;
    and Adam is local, so a plateau is evidence about a basin, not about a space.

    `stage2_elites.json` has held sixteen distinct converged genomes this whole time and
    fifteen of them have never been scored against the FEA objective at all.  So:

      (a) score all sixteen, no descent.  Cheap, and the thing to look for is SPREAD — if
          every elite lands on top of the shipped genome, Stage 2 converged to one basin
          and the multi-start argument for M8b-ii is worth less than it looks.
      (b) re-run the two BOUNDS from the `n_probe` elites nearest the feasible corner.
          `joint` is dropped: it lands between the two by construction, and an hour of
          `coarse` descent buys nothing a bound does not already say.

    A genome that will not mesh is data.  Each elite is scored inside its own `try`, the
    failure is recorded by name, and the screen continues — `study_objective.py`'s G10
    table already does exactly this, and the alternative is one bad genome costing the
    other fifteen.
    """
    if elites is None:
        elites = S3.load_elites(limit=16)
    scored, failed = [], []
    for i, genes in enumerate(elites):
        try:
            loss, rep, wall = score(genes, cfg, n_phase=n_phase)
            err = (rep["axle_drop_mean_mm"] - WO.TARGET_DEFLECTION_MM) \
                / WO.TARGET_DEFLECTION_MM
            row = {"elite": i, "loss": loss,
                   "stress_utilisation": float(rep["stress_utilisation"]),
                   "stress_utilisation_hub": float(rep["stress_utilisation_hub"]),
                   "stress_utilisation_rim": float(rep["stress_utilisation_rim"]),
                   "kt_hub": float(rep["kt_hub"]), "kt_rim": float(rep["kt_rim"]),
                   "max_stress_mpa": float(rep["max_stress_mpa"]),
                   "axle_drop_mean_mm": float(rep["axle_drop_mean_mm"]),
                   "defl_err": float(err),
                   "corner_distance": corner_distance(rep["stress_utilisation"], err),
                   "feasible": bool(rep["stress_utilisation"] <= FEASIBLE_UTIL
                                    and abs(err) <= FEASIBLE_DEFL_REL),
                   "seconds": round(wall, 1)}
            scored.append(row)
            print(f"      elite {i:<2d}  util {row['stress_utilisation']:6.4f}   "
                  f"defl err {100 * err:+7.2f}%   d {row['corner_distance']:6.3f}   "
                  f"({row['seconds']:.0f} s)", flush=True)
        except Exception as exc:                                  # pragma: no cover
            failed.append({"elite": i, "failed": type(exc).__name__,
                           "error": str(exc)[:200]})
            print(f"      elite {i:<2d}  FAILED  {type(exc).__name__}: "
                  f"{str(exc)[:100]}", flush=True)

    ranked = sorted(scored, key=lambda r: r["corner_distance"])
    probes = []
    for row in ranked[:n_probe]:
        i = row["elite"]
        print(f"      probing elite {i} (d {row['corner_distance']:.3f}) "
              f"with {list(kinds)} ...", flush=True)
        f = run_feasibility(elites[i], cfg, steps=steps, n_phase=n_phase, lr=lr,
                            kinds=kinds)
        f["elite"] = i
        f["corner_distance_at_start"] = row["corner_distance"]
        probes.append(f)

    # -- the verdict, restated over every design ANY of this actually visited.
    seen_util = [r["stress_utilisation"] for r in scored]
    seen_err = [abs(r["defl_err"]) for r in scored]
    both = [r for r in scored if r["feasible"]]
    for f in probes:
        for run in f["runs"].values():
            seen_util += list(run["util_history"])
            seen_err += [abs(e) for e in run["defl_err_history"]]
        if f["verdict"]["simultaneously_reached"]:
            both.append({"elite": f["elite"], "from": "probe"})

    spread = {}
    if scored:
        u = np.array([r["stress_utilisation"] for r in scored])
        e = np.array([r["defl_err"] for r in scored])
        spread = {"util_min": float(u.min()), "util_max": float(u.max()),
                  "util_range": float(u.max() - u.min()),
                  "defl_err_min": float(e.min()), "defl_err_max": float(e.max()),
                  "defl_err_range": float(e.max() - e.min()),
                  "n_feasible_as_scored": int(sum(r["feasible"] for r in scored))}

    verdict = {
        "n_elites_scored": len(scored), "n_elites_failed": len(failed),
        "n_starts_probed": len(probes), "kinds": list(kinds),
        # (utilisation, deflection) PAIRS, not distinct designs: each probe re-scores its
        # own starting elite as step 0, so a few designs are measured more than once and
        # calling this a design count would overstate the coverage by exactly that
        # overlap.  What the verdict is quantified over is `n_starts_probed` and
        # `n_elites_scored`; this is the number of measurements behind the two minima.
        "n_points_measured": len(seen_util),
        "min_util_seen": float(np.nanmin(seen_util)) if seen_util else float("nan"),
        "min_abs_defl_err_seen": float(np.nanmin(seen_err)) if seen_err else float("nan"),
        "simultaneously_reached": bool(both),
        "spread": spread}
    return {"config": cfg if isinstance(cfg, str) else cfg.name, "n_phase": n_phase,
            "steps": steps, "feasible_util": FEASIBLE_UTIL,
            "feasible_defl_rel": FEASIBLE_DEFL_REL,
            "elites": scored, "failed": failed, "ranked": [r["elite"] for r in ranked],
            "probes": probes, "verdict": verdict,
            # As everywhere in this study: feasibility is REPORTED.  What is gated is that
            # the screen did its work — some elite got scored, and every re-probe moved and
            # accepted a step.  The second half is S9's rule (`run_feasibility`'s `pass`),
            # which exists because a deadlocked probe once reported its own starting point
            # as the lowest reachable utilisation.
            "pass": bool(scored) and all(f["pass"] for f in probes)}


# ---------------------------------------------------------------------------
# REPORT
# ---------------------------------------------------------------------------

def head(s):
    print(f"\n{s}\n" + "-" * len(s))


def _print_direction(rep):
    d = rep["direction"]
    head(f"S1  descent direction vs an FD ladder of the whole pipeline  "
         f"[< {GATE_DIRECTION_REL:.0e}, >= {GATE_DIRECTION_RUNGS}]")
    print(f"    loss {d['loss']:.4f}   |grad| {d['grad_norm']:.6g}   "
          f"predicted g.d = {d['predicted']:.6g}")
    print(f"    {'t':>10s}{'central diff':>18s}{'rel err':>14s}")
    for r in d["rows"]:
        print(f"    {r['t']:10.1e}{r['fd']:18.6g}{r['rel']:14.3e}")
    print(f"    best {d['best_rel']:.3e} on {d['rungs']} rung(s)"
          f"   -> {'PASS' if d['pass'] else 'FAIL'}")


def _print_trajectory(rep):
    t = rep["trajectory"]
    head(f"S2/S3/S6  a deterministic {t['steps']}-step run at {t['n_phase']} phases")
    de, pr, orr = t["descent"], t["projection"], t["orientation"]
    print(f"    S2  loss {de['loss_start']:.4f} -> {de['loss_end']:.4f} "
          f"(best {de['loss_best']:.4f}, factor {de['factor']:.2f}x)"
          f"   -> {'PASS' if de['pass'] else 'FAIL'}")
    print(f"    S3  box violations {len(pr['box_violations'])}, freeze violations "
          f"{len(pr['freeze_violations'])}, pinned genes freed {pr['n_unpinned_moves']}"
          f"   -> {'PASS' if pr['pass'] else 'FAIL'}")
    print(f"        pinned at start: {', '.join(pr['pinned_at_start']) or '(none)'}")
    print(f"    S6  pin {orr['pinned']}, run recorded {orr['recorded_by_run']}, "
          f"mesh built {orr['mesh_built_with_pin']}")
    print(f"        free choice at the final design "
          f"{orr['free_choice_at_final_design']} "
          f"({'agrees' if orr['free_choice_still_agrees'] else 'STALE'}), "
          f"{orr['n_flip_events']} flip event(s)"
          f"   -> {'PASS' if orr['pass'] else 'FAIL'}")
    print(f"    ({t['wall_s']} s, {len(t['events'])} events)")


def _print_reject(rep):
    r = rep["reject"]
    head("S5  a failed solve is a step reject, not a crash and not a zero")
    rc, rs = r["recovered"], r["restored"]
    print(f"    injected {rc['n_injected']} divergences -> {rc['n_reject_events']} "
          f"reject events {rc['error_names']}, trial scales {rc['trial_scales']}, "
          f"iterate moved {rc['iterate_moved']}"
          f"   -> {'PASS' if rc['pass'] else 'FAIL'}")
    print(f"    all trials failing -> {rs['n_abandoned']} abandonment(s), "
          f"lr {S3.DEFAULT_LR} -> {rs['lr_after']}, iterate unchanged "
          f"{rs['iterate_unchanged']}   -> {'PASS' if rs['pass'] else 'FAIL'}")


def _print_schemes(rep):
    p = rep["schemes"]
    head("S7  phase scheme: what the optimizer feels, and what it costs")
    print(f"    {'scheme':<10s}{'loss end':>12s}{'jitter mean':>13s}"
          f"{'s/step 1st':>12s}{'s/step rpt':>12s}{'1st/rpt':>9s}{'stencils':>10s}")
    for s in ("uniform", "rqmc", "iid"):
        d2 = p[s]
        n = d2["n_first_visits"], d2["n_repeats"]
        print(f"    {s:<10s}{d2['loss_end']:12.4f}{d2['jitter_mean']:13.4f}"
              f"{d2['wall_first_visit_median']:12.2f}"
              f"{d2['wall_repeat_median']:12.2f}"
              f"{n[0]:5d}/{n[1]:<3d}{d2['n_distinct_stencils']:10d}")
    print(f"    rqmc jitter <= iid jitter   -> {'PASS' if p['pass'] else 'FAIL'}")
    print(f"\n    The 1st/rpt split is the point: a first visit to a lattice point pays a")
    print(f"    coord_fn jit trace and a repeat does not, so the trace is a ONE-OFF cost")
    print(f"    of at most n_phase*n_sub per run rather than a per-step cost.  `iid` has")
    print(f"    no steady state — every step draws a stencil it has never seen — which is")
    print(f"    the concrete reason phase_stencil quantizes the rqmc offset onto a")
    print(f"    lattice instead of shifting it continuously.")


def _print_warm(rep):
    w = rep["warm"]
    head("S8  warm start — the previous step's indentations as the secant's guess")
    print(f"    cold {w['cold_s_median']:.3f} s   warm {w['warm_s_median']:.3f} s   "
          f"saving {100 * w['saving_frac']:.1f}%"
          f"   -> {'PASS' if w['pass'] else 'FAIL'}")


def _print_cost(rep):
    c = rep["cost"]
    head("S10  what a step costs, by tier")
    print(f"    T1 only        {c['t1_s']:8.4f} s   ({100 * c['t1_frac_of_full']:.2f}% "
          f"of a full evaluation)")
    print(f"    T1+T2, 1 phase {c['t1_t2_s']:8.4f} s   "
          f"({100 * c['t1_t2_frac_of_full']:.2f}%)")
    print(f"    full, {c['n_phase']} phases {c['full_s']:8.4f} s   "
          f"({c['per_phase_s']:.3f} s/phase)")
    print(f"    projected serial cost of {c['projected_steps']} steps x "
          f"{c['projected_starts']} starts: {c['projected_serial_hours']:.2f} h")
    print(f"\n    NOTE, and it cuts both ways.  T1's ABSOLUTE cost is "
          f"{c['t1_s']:.2f} s, not the")
    print(f"    '~ms' wheel_objective's tiering table claims — `t1_vector` carries no")
    print(f"    @jax.jit, so `jacrev` runs it eagerly and pays python dispatch per op.")
    print(f"    But as a FRACTION of a `{c['config']}` evaluation it is "
          f"{100 * c['t1_frac_of_full']:.2f}%, so the")
    print(f"    tiering ECONOMICS hold here and the cheap-refusal argument survives; it")
    print(f"    is at `smoke` that the same 1 s lands against a 7 s solve and becomes")
    print(f"    21%.  The fraction is a statement about the mesh, the second is about")
    print(f"    T1.  Jitting `t1_vector` is the real fix and belongs in")
    print(f"    wheel_objective.py, which M8b-i does not touch.")

def _print_probes(f, indent="    "):
    """The probe table and its verdict — shared by S9 and by every multi-start re-probe."""
    v = f["verdict"]
    print(f"{indent}{'probe':<18s}{'loss':>22s}{'utilisation':>22s}"
          f"{'deflection error':>22s}")
    for k, d3 in f["runs"].items():
        print(f"{indent}{k:<18s}{d3['loss_start']:10.2f} ->{d3['loss_end']:10.2f}"
              f"{d3['util_start']:10.3f} ->{d3['util_end']:10.3f}"
              f"{100 * d3['defl_err_start']:9.1f}% ->{100 * d3['defl_err_end']:9.1f}%")
        flag = "" if d3["n_steps_accepted"] > 0 else "   <- NEVER MOVED, bounds nothing"
        print(f"{indent}  {d3['n_steps_accepted']:d}/{d3['n_steps_recorded'] - 1} steps "
              f"accepted, events {d3['event_kinds'] or '{}'}"
              f"{', STOPPED STUCK' if d3['stopped_stuck'] else ''}{flag}")
    print(f"\n{indent}lowest reachable stress utilisation   "
          f"{v['min_reachable_util']:.4f}"
          f"   (feasible at <= {f['feasible_util']:.2f}: "
          f"{'YES' if v['stress_reachable'] else 'NO'})")
    print(f"{indent}lowest reachable |deflection error|   "
          f"{100 * v['min_reachable_abs_defl_err']:.2f}%"
          f"   (feasible at <= {100 * f['feasible_defl_rel']:.0f}%: "
          f"{'YES' if v['deflection_reachable'] else 'NO'})")
    if "defl_err_when_stress_met" in v:
        print(f"{indent}stress met at deflection error        "
              f"{100 * v['defl_err_when_stress_met']:.1f}%")
    if "util_when_deflection_met" in v:
        print(f"{indent}deflection met at utilisation         "
              f"{v['util_when_deflection_met']:.3f}")
    print(f"{indent}BOTH satisfied at any visited design  "
          f"{'YES' if v['simultaneously_reached'] else 'NO'}")


def _print_feasibility(rep):
    f = rep["feasibility"]
    head("S9  THE FEASIBILITY VERDICT — reported, NOT gated")
    _print_probes(f)
    print(f"    -> {'PASS (probe ran)' if f['pass'] else 'FAIL (probe did not run)'}")


def _series_verdict(s):
    """The one place a `_series` becomes English, so the words cannot drift per caller.

    Driven off `converged` and never off `settling` — the M8b-i.5 figure captioned "the
    stress QoI settles under refinement" above a 63%-GCI utilisation is what that costs.
    """
    if s["converged"] is None:
        return "n/a (<3 rungs)"
    if s["converged"]:
        return f"CONVERGED (GCI < {100 * GATE_LADDER_GCI:.0f}%)"
    return "NOT CONVERGED" + ("" if s["settling"] else ", not even settling")


def _series_line(s):
    return (f"{100 * s['total_rel_change']:11.1f}%{100 * s['rel_change_last_pair']:11.1f}%"
            f"{s['ratio']:9.2f}{_order(s):7.2f}{s['richardson']:12.3f}"
            f"{100 * s['gci']:8.2f}%   {s['direction']}, {_series_verdict(s)}")


def _order(s):
    """Observed order from the refinement ratio.  Derived, never stored — a ratio is what
    `_series` measures and `log2` is only the reading of it under 2x refinement."""
    return np.log2(s["ratio"]) if s.get("ratio", 0) > 0 else float("nan")


def _print_by_p(d, m):
    """M8b-i.6 step 1's table: does ANY exponent give the constraint a value?

    The axle drop is reprinted at the foot rather than left three tables up, because it is
    the standard every row above is read against — a GCI means nothing without knowing what
    a converged QoI scores on these same meshes.

    TWO UTILISATION COLUMNS, AND THE GAP BETWEEN THEM IS STEP 2.  `util_c` is the old
    constraint, `c * pnorm / allowable`, kept because it is the evidence: it converges at
    no exponent, at either design.  `util_Kt` is what the constraint became — an analytic
    concentration factor on a nominal stress — and it converges wherever the p-norm does,
    which is what choosing `p = STRESS_NOMINAL_P` buys.

    `c` IS PRINTED, not just stored.  `util = c * pnorm / allowable` is a product, and
    M8b-i.5's one durable methodological lesson is that reporting the decomposition rather
    than the verdict is what made the next step right: the whole reason this milestone
    targets `p` instead of the rescale is that `c` was visible in that table and turned out
    to be the BEST-behaved factor (GCI 5.33%) while the p-norm sat at 47%.  Printing `util`
    against `pnorm` alone would re-hide exactly the factor that decided the last call.
    `_series_by_p` has computed this leaf all along; it simply never reached the page.
    """
    print(f"\n    {'p':<9s}{'pnorm MPa up the ladder':<34s}{'order':>7s}{'GCI':>9s}"
          f"{'c':>8s}{'c GCI':>9s}{'util_c':>9s}{'util GCI':>10s}"
          f"{'util_Kt':>10s}{'util GCI':>10s}   verdict")
    for k in sorted(d["series_by_p"], key=lambda k: d["series_by_p"][k]["p"]):
        b = d["series_by_p"][k]
        pn, c, ut, uk = b["pnorm"], b["c"], b["util"], b.get("util_kt")
        vals = " ".join(f"{v:.3f}" for v in pn["values"])
        # `util_Kt` inherits the p-norm's convergence exactly — `Kt` is a constant of the
        # mesh — so its GCI column IS the p-norm's, and that is the payoff rather than a
        # redundancy: it is the same number the constraint now uses.
        kt_col = (f"{uk['values'][-1]:10.4f}{100 * uk['gci']:9.2f}%" if uk
                  else f"{'':20s}")
        print(f"    {b['p']:<9.4g}{vals:<34s}{_order(pn):7.2f}{100 * pn['gci']:8.2f}%"
              f"{c['values'][-1]:8.3f}{100 * c['gci']:8.2f}%"
              f"{ut['values'][-1]:9.4f}{100 * ut['gci']:9.2f}%"
              f"{kt_col}   {_series_verdict(pn)}")
    drop = d["series"].get("drop")
    if drop:
        print(f"    {'drop':<9s}{' '.join(f'{v:.4f}' for v in drop['values']):<34s}"
              f"{_order(drop):7.2f}{100 * drop['gci']:8.2f}%{'':36s}   "
              f"{_series_verdict(drop)}   <- THE CONTROL")


def _print_mesh_convergence(rep):
    m = rep["mesh_convergence"]
    head(f"S11  IS THE STRESS QoI CONVERGED?  the ladder at {m['n_phase']} fixed phases "
         f"— reported, NOT gated")
    for d in m["designs"]:
        print(f"\n    {d['label']}")
        print(f"    {'config':<9s}{'elements':>10s}{'max MPa':>10s}{'pnorm MPa':>11s}"
              f"{'c=max/pn':>10s}{'Kt':>7s}{'util':>9s}{'drop mm':>10s}{'s':>8s}")
        for r in d["rows"]:
            if "failed" in r:
                print(f"    {r['config']:<9s}{'FAILED':>10s}   {r['failed']}: "
                      f"{r['error'][:40]}")
                continue
            print(f"    {r['config']:<9s}{r['n_elements']:10d}"
                  f"{r['max_stress_mpa']:10.2f}{r['pnorm_stress_agg_mpa']:11.2f}"
                  f"{r['stress_scale_measured']:10.4f}"
                  f"{max(r['kt_hub'], r['kt_rim']):7.3f}"
                  f"{r['stress_utilisation']:9.4f}"
                  f"{r['axle_drop_mean_mm']:10.4f}{r['seconds']:8.0f}")
        if not d["series"]:
            continue
        print(f"    {'series':<9s}{'total move':>12s}{'last pair':>12s}"
              f"{'ratio':>9s}{'order':>7s}{'richardson':>12s}{'GCI':>9s}   verdict")
        for name in ("max", "pnorm", "c", "util", "drop"):
            # `.get`, because a design whose ladder lost a rung has no entry here and a
            # KeyError would throw away every solve this print exists to report.
            s = d["series"].get(name)
            if s is None:
                continue
            print(f"    {name:<9s}{_series_line(s)}")
        if d.get("series_by_p"):
            _print_by_p(d, m)
    print(f"\n    -> {'PASS (ladder ran)' if m['pass'] else 'FAIL (ladder did not run)'}")
    print(f"\n    HOW TO READ THIS.  `util` is `c * pnorm / {m['allowable_stress_mpa']:.0f}`"
          f", so it inherits whatever `pnorm`")
    print(f"    and `c` do.  `drop` is the CONTROL: it comes out of the same solves on the")
    print(f"    same meshes, so any explanation that blames the mesher, the contact solve,")
    print(f"    the phase stencil or the adjoint has to explain why the axle drop is")
    print(f"    unaffected by it.")
    print(f"\n    The hypothesis this section was built to test was that `max` diverges")
    print(f"    while `pnorm` converges — `_qoi_pnorm_stress` argues the volume-weighted")
    print(f"    p-norm is a quadrature of an integral — leaving `c = max/pnorm` to carry")
    print(f"    the mesh into `util`.  Read the `c` row against the `pnorm` row before")
    print(f"    accepting it: at p=30 the p-norm is ~1/1.38 of the max, which is a max in")
    print(f"    disguise, and an unfilleted spoke/ring junction is a 349.5-degree re-entrant")
    print(f"    corner whose r^-0.5 field no mesh resolves — see study_wheel_fea's")
    print(f"    `stress_report`, which measured this at M4 and prescribed a PERCENTILE.")
    print(f"    A p-norm that does not converge is not fixed by a gene or by a weight; it")
    print(f"    is fixed by lowering `p` until it does, and by replacing the rescale-to-max")
    print(f"    with an analytic Kt (`wheel_fea.stress_concentration_kt`).")
    if m.get("probe_p"):
        print(f"\n    THE SWEEP (M8b-i.6 step 1).  Exponents {m['probe_p']} measured off the")
        print(f"    SAME solves — no extra mesh, no extra Newton, no extra adjoint — so the")
        print(f"    rows differ in `p` and in nothing else.  `p = {WA.STRESS_PNORM_P:.0f}` "
              f"is the shipped")
        print(f"    default and must reproduce the `pnorm` row above exactly; if it does not,")
        print(f"    the probe is wrong and no other row here means anything.  A `p` whose GCI")
        print(f"    lands under {100 * GATE_LADDER_GCI:.0f}% is a stress constraint with a "
              f"value, which is the")
        print(f"    prerequisite M8b-i.6 steps 2 and 3 are waiting on.")


def _print_multistart(rep):
    m = rep["multistart"]
    v, sp = m["verdict"], m["verdict"]["spread"]
    head(f"S12  THE SAME QUESTION FROM {v['n_elites_scored']} OTHER STARTS "
         f"— reported, NOT gated")
    print(f"    (a) every Stage-2 elite scored against the FEA objective, no descent")
    print(f"    {'elite':<8s}{'loss':>12s}{'utilisation':>14s}{'defl err':>12s}"
          f"{'max MPa':>10s}{'corner d':>11s}{'feasible':>10s}")
    for r in m["elites"]:
        print(f"    {r['elite']:<8d}{r['loss']:12.2f}{r['stress_utilisation']:14.4f}"
              f"{100 * r['defl_err']:11.2f}%{r['max_stress_mpa']:10.2f}"
              f"{r['corner_distance']:11.3f}{'YES' if r['feasible'] else 'no':>10s}")
    for r in m["failed"]:
        print(f"    {r['elite']:<8d}FAILED  {r['failed']}: {r['error'][:50]}")
    if sp:
        print(f"\n    SPREAD, which is the question: utilisation "
              f"{sp['util_min']:.4f}-{sp['util_max']:.4f} "
              f"(range {sp['util_range']:.4f}),")
        print(f"    deflection error {100 * sp['defl_err_min']:.2f}% to "
              f"{100 * sp['defl_err_max']:.2f}% (range "
              f"{100 * sp['defl_err_range']:.2f} points).")
        print(f"    {sp['n_feasible_as_scored']} of {v['n_elites_scored']} elites are "
              f"feasible as scored, before any descent.")
        # Stated against the measurement, not over it.  A narrow spread would mean Stage 2
        # converged to one basin, and a multi-start over these elites would then be a
        # weaker argument than its count suggests — so the reading has to depend on the
        # number rather than assert one of the two outcomes in advance.
        wide = (sp["defl_err_range"] > 4 * FEASIBLE_DEFL_REL
                or sp["util_range"] > 0.1 * FEASIBLE_UTIL)
        if wide:
            print(f"    That is a WIDE spread: these elites are not one basin, so the "
                  f"probes below")
            print(f"    start somewhere S9's three descents never reached.")
        else:
            print(f"    That is a NARROW spread: Stage 2 converged to ONE basin, and a "
                  f"multi-start")
            print(f"    over these elites is a weaker argument than its count suggests.")

    for f in m["probes"]:
        print(f"\n    (b) elite {f['elite']} re-probed "
              f"(corner distance {f['corner_distance_at_start']:.3f} at the start)")
        _print_probes(f, indent="        ")

    print(f"\n    (c) THE VERDICT, RESTATED OVER {v['n_starts_probed']} PROBED START(S) "
          f"AND {v['n_elites_scored']} SCORED")
    print(f"    (util, deflection) pairs measured {v['n_points_measured']}")
    print(f"    lowest utilisation seen anywhere {v['min_util_seen']:.4f}"
          f"   (feasible at <= {m['feasible_util']:.2f})")
    print(f"    smallest |deflection error| seen {100 * v['min_abs_defl_err_seen']:.2f}%"
          f"   (feasible at <= {100 * m['feasible_defl_rel']:.0f}%)")
    print(f"    BOTH satisfied at any design     "
          f"{'YES' if v['simultaneously_reached'] else 'NO'}")
    print(f"    -> {'PASS (screen ran)' if m['pass'] else 'FAIL (screen did not run)'}")


PRINTERS = {"direction": _print_direction, "trajectory": _print_trajectory,
            "reject": _print_reject, "schemes": _print_schemes, "warm": _print_warm,
            "cost": _print_cost, "feasibility": _print_feasibility,
            "mesh_convergence": _print_mesh_convergence,
            "multistart": _print_multistart}


def _print_tail(rep):
    print(f"\n{'=' * 78}")
    print(f"  OVERALL: {'PASS' if rep['pass'] else 'FAIL'}")
    print("=" * 78)
    print("\n  NOT DONE: the process-parallel phase batch, the multi-fidelity")
    print("  checkpoints and the 300-step multi-start production run. Those are M8b-ii,")
    if "multistart" in rep or "feasibility" in rep:
        print("  and the feasibility sections above are the measurement that says whether")
        print("  funding them is sensible.")
    print("  `lambda_min(K_t)` remains M9; `buckling` is still the zero-gradient Euler")
    print("  proxy, and a diverged tangent is the only buckling signal this run has.")


def _print(rep):
    """Whatever sections `rep` holds, in the order they were run."""
    print("=" * 78)
    print(f"  {rep.get('settings', {}).get('title', 'M8b-i GATE — THE STAGE-3 OPTIMIZER')}")
    print("=" * 78)
    for name in rep:
        if name in PRINTERS:
            PRINTERS[name](rep)
    _print_tail(rep)


def _plot(rep, path):
    import matplotlib
    matplotlib.use("Agg")
    import matplotlib.pyplot as plt
    from matplotlib.patches import Rectangle

    fig, ax = plt.subplots(1, 3, figsize=(13.5, 4.2))

    d = rep["direction"]
    ts = [r["t"] for r in d["rows"]]
    rels = [r["rel"] for r in d["rows"]]
    ax[0].loglog(ts, rels, "o-", lw=1, ms=4, label="central diff vs $-\\|g\\|$")
    ax[0].axhline(GATE_DIRECTION_REL, color="k", ls=":", lw=0.9,
                  label=f"gate {GATE_DIRECTION_REL:.0e}")
    ax[0].set_xlabel("FD step along $-\\hat{g}$  [normalised]")
    ax[0].set_ylabel("relative error")
    ax[0].set_title("the descent direction has a plateau")
    ax[0].grid(alpha=0.3, which="both")
    ax[0].legend(fontsize=7)

    t = rep["trajectory"]
    ax[1].semilogy(t["loss_history"], "o-", lw=1, ms=3, label="deterministic run")
    for s, col in (("rqmc", "C1"), ("iid", "C3")):
        ax[1].semilogy(rep["schemes"][s]["loss_history"], "-", lw=1, color=col,
                       alpha=0.8, label=s)
    ax[1].set_xlabel("step")
    ax[1].set_ylabel("objective")
    ax[1].set_title("Adam descends; iid jitters")
    ax[1].grid(alpha=0.3, which="both")
    ax[1].legend(fontsize=7)

    f = rep["feasibility"]
    e = 100 * f["feasible_defl_rel"]
    # The feasible set itself, drawn rather than described: util <= 1 AND |err| <= 5%.
    # Whether any trajectory enters it is the whole question S9 exists to answer.
    ax[2].add_patch(Rectangle((-e, 0.0), 2 * e, f["feasible_util"],
                              facecolor="C2", alpha=0.20, edgecolor="C2",
                              lw=1.0, ls="--", zorder=0, label="feasible"))
    lo, hi = np.inf, -np.inf
    for k, col in (("stress_only", "C0"), ("deflection_only", "C1"), ("joint", "C3")):
        r = f["runs"][k]
        u = np.asarray(r["util_history"], dtype=float)
        lo, hi = min(lo, np.nanmin(u)), max(hi, np.nanmax(u))
        ax[2].plot(100 * np.array(r["defl_err_history"]), u, "o-",
                   lw=1, ms=3, color=col, alpha=0.85, label=k)
    # Keep the axis on the trajectories; the feasible box is clipped from below on
    # purpose, since nothing below the reachable utilisation is informative.
    ax[2].set_ylim(min(lo, f["feasible_util"]) - 0.04, hi + 0.04)
    ax[2].plot(100 * f["runs"]["joint"]["defl_err_history"][0],
               f["runs"]["joint"]["util_history"][0], "k*", ms=11,
               label="shipped genome", zorder=5)
    ax[2].axhline(f["feasible_util"], color="k", ls=":", lw=0.9)
    ax[2].set_xlabel("deflection error  [%]")
    ax[2].set_ylabel("stress utilisation")
    # The title states what was measured, so it cannot outlive the measurement.
    v = f["verdict"]
    if v["simultaneously_reached"]:
        title = "the feasible corner is reached"
    elif v["stress_reachable"] and v["deflection_reachable"]:
        title = "each constraint is reachable; the corner is not"
    else:
        title = "a constraint is out of reach on its own"
    ax[2].set_title(title)
    ax[2].grid(alpha=0.3)
    ax[2].legend(fontsize=7, loc="best")

    fig.tight_layout()
    out = os.path.join(HERE, path)
    fig.savefig(out, dpi=130)
    plt.close(fig)
    return out


def _plot_by_p(a, m):
    """GCI against `p` — M8b-i.6 step 1's whole answer on one pair of axes.

    GCI on a log axis because the interesting span is 0.1% to 60%, and the question is
    which side of `GATE_LADDER_GCI` a curve falls on rather than by how much.  The axle
    drop is drawn as a horizontal reference for the reason it is reprinted in the table:
    it is a converged QoI off these same solves, so it fixes what the y-axis means.

    The title states which `p` converged, or that none did.  It is read off `converged`,
    never off `settling` — see `_series`.
    """
    best, best_util, measurable = None, None, False
    for j, d in enumerate(m["designs"]):
        by = d.get("series_by_p") or {}
        if not by:
            continue
        ks = sorted(by, key=lambda k: by[k]["p"])
        ps = [by[k]["p"] for k in ks]
        col = f"C{j}"
        a.plot(ps, [100 * by[k]["pnorm"]["gci"] for k in ks], "o-", color=col, lw=1.3,
               ms=5, label=f"{d['label']}: pnorm")
        a.plot(ps, [100 * by[k]["util"]["gci"] for k in ks], "s--", color=col, lw=1.0,
               ms=4, alpha=0.75, label=f"{d['label']}: util")
        drop = d["series"].get("drop") or {}
        if np.isfinite(drop.get("gci", np.nan)):
            a.axhline(100 * drop["gci"], color=col, ls="-.", lw=0.8, alpha=0.5,
                      label=f"{d['label']}: axle drop (the control)")
        measurable |= any(np.isfinite(by[k]["pnorm"]["gci"]) for k in ks)
        # EVERY design, not just the first.  Scoping this to `j == 0` made the title a
        # property of whichever design happened to be listed first: a shipped genome that
        # lost a rung would caption the figure "no exponent gives the stress p-norm a
        # mesh-independent value" over a panel in which elite 1's curve visibly dips under
        # the gate.  Same fault as the caption M8b-i.5 had to regenerate — a title
        # asserting something the axes underneath it contradict.  The design is named
        # because a `p` that converges at one genome and not the other is not a constraint.
        conv = [by[k]["p"] for k in ks if by[k]["pnorm"]["converged"]]
        if conv and (best is None or max(conv) > best[0]):
            best = (max(conv), d["label"])
        # AND THE CONSTRAINT SEPARATELY.  `util = c * pnorm / allowable` is a PRODUCT, and
        # the p-norm is only one of its two factors.  A title reporting the p-norm's verdict
        # alone captions this panel with the good half and invites the reading that lowering
        # `p` fixed the constraint.  Measured here it does the opposite: the p-norm converges
        # for p <= 6 while `util` converges at NO exponent and is WORST where the p-norm is
        # best, because `c = max/pnorm` diverges faster as `p` falls away from the max.
        convu = [by[k]["p"] for k in ks if by[k]["util"]["converged"]]
        if convu and (best_util is None or max(convu) > best_util[0]):
            best_util = (max(convu), d["label"])

    a.axhline(100 * GATE_LADDER_GCI, color="k", ls=":", lw=1.1)
    a.text(0.02, 100 * GATE_LADDER_GCI, f" converged below {100 * GATE_LADDER_GCI:.0f}%",
           transform=a.get_yaxis_transform(), fontsize=6.5, va="bottom")
    a.axvline(WA.STRESS_PNORM_P, color="k", ls="--", lw=0.7, alpha=0.45)
    a.text(WA.STRESS_PNORM_P, 0.98, f"shipped p={WA.STRESS_PNORM_P:.0f} ",
           transform=a.get_xaxis_transform(), fontsize=6.5, ha="right", va="top",
           rotation=90)
    a.set_xscale("log")
    a.set_yscale("log")
    a.set_xlabel("Gauss-point p-norm exponent  p")
    a.set_ylabel("GCI  [%]   (lower is converged)")
    # Three states, not two.  "No exponent converged" and "no exponent was MEASURABLE"
    # look identical on an empty panel, and only one of them is a finding — a two-rung
    # ladder has no GCI at any `p`, so a title claiming a negative verdict there would
    # assert a conclusion its own axes contain no evidence for.  That is the exact fault
    # M8b-i.5 shipped once already, in the other direction.
    #
    # AND THE p-NORM'S VERDICT IS NOT THE CONSTRAINT'S.  Both are stated, because the
    # measured answer is that they DISAGREE — and a title carrying only the first half
    # ("converges up to p = 6") over a panel whose dashed curves never leave 60-130% would
    # be the third caption in this milestone to claim more than its own axes support.
    if best is None:
        title = ("no exponent gives the stress p-norm a mesh-independent value"
                 if measurable else
                 f"ladder too short to tell — a GCI needs 3 rungs, this has "
                 f"{len(m['configs'])}")
    elif best_util is None:
        # Wrapped, not shortened.  Both halves are the finding, and a title that runs off
        # its own axes into the neighbouring panel is a caption nobody reads to the end.
        title = (f"the stress p-norm converges up to p = {best[0]:.4g}  ({best[1]})\n"
                 f"but the CONSTRAINT converges at no p — the rescale, not the exponent")
    else:
        title = (f"the stress p-norm converges up to p = {best[0]:.4g}  ({best[1]})\n"
                 f"the constraint up to p = {best_util[0]:.4g}  ({best_util[1]})")
    a.set_title(title, fontsize=9)
    a.grid(alpha=0.3, which="both")
    a.legend(fontsize=6.5, loc="best")


def _plot_m8bi5(rep, path):
    """The two things that qualify S9's verdict, on one sheet.

    The right panel is drawn on the SAME axes as `_plot`'s third — same feasible
    rectangle, same star for the shipped genome — because the whole point is to read the
    two figures against each other and see whether sixteen other starts land anywhere S9's
    three did not.
    """
    import matplotlib
    matplotlib.use("Agg")
    import matplotlib.pyplot as plt
    from matplotlib.patches import Rectangle

    panels = [k for k in ("mesh_convergence", "multistart") if k in rep]
    # M8b-i.6's panel only exists when a sweep was asked for, and it goes FIRST: it is the
    # answer, and the ladder beside it is the evidence the answer is read off.
    if rep.get("mesh_convergence", {}).get("probe_p"):
        panels.insert(0, "by_p")
    fig, axes = plt.subplots(1, len(panels), figsize=(6.6 * len(panels), 4.4),
                             squeeze=False)
    ax = dict(zip(panels, axes[0]))

    if "by_p" in ax:
        _plot_by_p(ax["by_p"], rep["mesh_convergence"])

    if "mesh_convergence" in ax:
        a, m = ax["mesh_convergence"], rep["mesh_convergence"]
        for j, d in enumerate(m["designs"]):
            ok = [r for r in d["rows"] if "failed" not in r]
            if not ok:
                continue
            n = [r["n_elements"] for r in ok]
            col = f"C{j}"
            a.plot(n, [r["max_stress_mpa"] for r in ok], "o-", color=col, lw=1.2, ms=5,
                   label=f"{d['label']}: true max")
            a.plot(n, [r["stress_utilisation"] * m["allowable_stress_mpa"] for r in ok],
                   "s--", color=col, lw=1.0, ms=4, alpha=0.8,
                   label=f"{d['label']}: c x pnorm (what util uses)")
            a.plot(n, [r["pnorm_stress_agg_mpa"] for r in ok], "^:", color=col, lw=1.0,
                   ms=4, alpha=0.6, label=f"{d['label']}: pnorm")
            for key, style in (("max", "-"), ("pnorm", ":")):
                s = d["series"].get(key, {})
                if np.isfinite(s.get("richardson", np.nan)):
                    a.axhline(s["richardson"], color=col, ls=style, lw=0.7, alpha=0.35)
        a.axhline(m["allowable_stress_mpa"], color="k", ls="--", lw=1.0,
                  label=f"allowable {m['allowable_stress_mpa']:.0f} MPa")
        a.set_xscale("log")
        a.set_xlabel("elements in the wheel mesh")
        a.set_ylabel("stress  [MPa]")
        # The title states what was measured, so it cannot outlive the measurement.  Driven
        # off `converged` (GCI inside GATE_LADDER_GCI) and NOT off `settling`, which is only
        # "the differences are shrinking" and is true of every divergent-looking series
        # here — reading the title off it once produced a plot captioned "the stress QoI
        # settles under refinement" above a utilisation with a 63% GCI.
        s0 = m["designs"][0]["series"] if m["designs"] and m["designs"][0]["series"] else {}
        cmax = s0.get("max", {}).get("converged")
        cpn = s0.get("pnorm", {}).get("converged")
        cdrop = s0.get("drop", {}).get("converged")
        if cmax and cpn:
            a.set_title("the stress QoI converges under refinement")
        elif cpn:
            a.set_title("the p-norm converges; the true max does not")
        elif cdrop:
            # The interesting case, and the measured one: the control converges on the very
            # same meshes, so the stress QoI's failure is the QoI's and not the mesh's.
            a.set_title("the stress QoI does not converge — while the axle drop, "
                        "same meshes, does")
        else:
            a.set_title("the stress QoI does not converge under refinement")
        a.grid(alpha=0.3, which="both")
        a.legend(fontsize=6.5, loc="best")

    if "multistart" in ax:
        a, m = ax["multistart"], rep["multistart"]
        e = 100 * m["feasible_defl_rel"]
        a.add_patch(Rectangle((-e, 0.0), 2 * e, m["feasible_util"], facecolor="C2",
                              alpha=0.20, edgecolor="C2", lw=1.0, ls="--", zorder=0,
                              label="feasible"))
        for f in m["probes"]:
            for k, col in (("stress_only", "C0"), ("deflection_only", "C1"),
                           ("joint", "C3")):
                if k not in f["runs"]:
                    continue
                r = f["runs"][k]
                a.plot(100 * np.array(r["defl_err_history"]), r["util_history"], "-",
                       lw=1, color=col, alpha=0.85,
                       label=f"elite {f['elite']}: {k}")
        if m["elites"]:
            a.plot([100 * r["defl_err"] for r in m["elites"]],
                   [r["stress_utilisation"] for r in m["elites"]], "o", ms=5,
                   color="C4", alpha=0.9, label=f"{len(m['elites'])} elites, as scored")
        # The shipped genome, from whichever section measured it at this config.
        for d in rep.get("mesh_convergence", {}).get("designs", []):
            row = [r for r in d["rows"]
                   if r.get("config") == m["config"] and "failed" not in r]
            if d["label"].startswith("best") and row:
                a.plot(100 * row[0]["defl_err"], row[0]["stress_utilisation"], "k*",
                       ms=11, label="shipped genome", zorder=5)
        a.axhline(m["feasible_util"], color="k", ls=":", lw=0.9)
        a.set_xlabel("deflection error  [%]")
        a.set_ylabel("stress utilisation")
        v = m["verdict"]
        a.set_title("a feasible design was found"
                    if v["simultaneously_reached"] else
                    f"no feasible design in {v['n_points_measured']} measurements "
                    f"from {v['n_elites_scored']} starts")
        a.grid(alpha=0.3)
        a.legend(fontsize=6.5, loc="best")

    fig.tight_layout()
    out = os.path.join(HERE, path)
    fig.savefig(out, dpi=130)
    plt.close(fig)
    return out


def main():
    ap = argparse.ArgumentParser(description="M8b-i Stage-3 optimizer gate")
    ap.add_argument("--genome", default="best_solution.json")
    ap.add_argument("--config", default=DEFAULT_CONFIG)
    ap.add_argument("--out", default="study_stage3.json")
    ap.add_argument("--elites", default="stage2_elites.json")
    ap.add_argument("--no-plot", action="store_true")
    ap.add_argument("--quick", action="store_true",
                    help="reduced meshes and step counts; for the test suite")
    ap.add_argument("--sections", default=",".join(DEFAULT_SECTIONS),
                    help="comma-separated, run in the order given.  The default is the "
                         "M8b-i gate, S1-S10.  M8b-i.5's `mesh_convergence` and "
                         "`multistart` are OPT-IN: at `coarse` they are ~2 h on top of "
                         "the gate's ~2 h 45 m, and making `make studies` a five-hour "
                         "job to re-measure something that does not change per commit "
                         "is how a gate stops being run at all.  See `make m8bi5`.")
    ap.add_argument("--ladder-configs", default=",".join(LADDER_CONFIGS),
                    help="the S11 mesh ladder.  `fine` is 261k dof through contact, a "
                         "service-force secant and an adjoint, which nothing in this "
                         "repo has run before — hence opt-in.")
    ap.add_argument("--ladder-p", default="",
                    help="M8b-i.6 step 1: extra Gauss-point p-norm exponents to measure "
                         "up the S11 ladder, e.g. `2,4,8,16,30`.  Empty (the default) "
                         "leaves the report as M8b-i.5 wrote it.  Each exponent is read "
                         "off the displacement field the adjoint already converged, so "
                         "the sweep costs NO extra solve — the whole list is the same ~14 "
                         "min as one column.")
    ap.add_argument("--n-probe", type=int, default=2,
                    help="S12: how many elites to re-descend from, nearest corner first")
    args = ap.parse_args()

    try:
        sections = parse_sections(args.sections)
        probe_p = parse_ladder_p(args.ladder_p)
    except ValueError as exc:
        raise SystemExit(str(exc))

    genes = load_genes(args.genome)
    cfg = "smoke" if args.quick else args.config
    # --quick shrinks step counts and the mesh, never a TOLERANCE.  What it genuinely
    # weakens is S9: a 6-step probe bounds nothing, so the verdict it prints is a wiring
    # check rather than a measurement.
    n_phase = 2 if args.quick else 4
    traj_steps = 4 if args.quick else 25
    scheme_steps = 3 if args.quick else 8
    # 20 rather than 40: measured at `coarse`, every probe plateaus well inside it —
    # deflection-only reaches 0.0% error by step 4, joint by step 5, stress-only is at
    # utilisation 1.16 and flattening by step 5.  The cosine schedule anneals over
    # `steps`, so a shorter budget is a faster anneal to the same place, not a truncation.
    feas_steps = 4 if args.quick else 20
    cost_phase = 2 if args.quick else 8
    ladder = (1e-3, 1e-4, 1e-5) if args.quick else (1e-3, 1e-4, 1e-5, 1e-6)
    # M8b-i.5.  `--quick` cuts the ladder to two rungs, which is a wiring check and not a
    # convergence measurement — with two points there is no successive-difference ratio
    # and `_series` says so rather than extrapolating from nothing.
    ladder_cfgs = ("smoke", "coarse") if args.quick else \
        tuple(c.strip() for c in args.ladder_configs.split(",") if c.strip())
    # M8b-i.6.  `--quick` keeps the ENDS of whatever sweep was asked for and drops the
    # middle: two exponents exercise the whole probe path, and the two that matter for a
    # wiring check are the extremes, where the p-norm is least and most like the max.
    probe_p = probe_p[:1] + probe_p[-1:] if args.quick and len(probe_p) > 2 else probe_p
    n_elite = 2 if args.quick else 16
    n_probe = 1 if args.quick else args.n_probe

    t0 = time.time()
    rep = {}

    def section(name, fn):
        """Run one gate, announcing it before and after.

        At `coarse` this study is hours and every `run_*` is silent, so without this the
        only observable states are "running" and "done" — which is how a deadlocked probe
        burned thirty-five minutes standing still without anyone being able to see it.
        Flushed, because stdout is a pipe under `make studies` and would otherwise buffer
        the whole run into one block at the end.
        """
        print(f"[{time.time() - t0:7.1f} s] {name} ...", flush=True)
        s = time.time()
        rep[name] = fn()
        print(f"[{time.time() - t0:7.1f} s] {name} done in {time.time() - s:.1f} s"
              f"  -> {'PASS' if rep[name].get('pass') else 'FAIL'}", flush=True)

    # The registry, not a call.  `--sections` decides which of these run and in what
    # order; the default list is S1-S10 in the order they have always run, so a default
    # invocation writes the same report keys, in the same order, that it always has.
    runners = {
        "direction":
            lambda: run_direction(genes, cfg, n_phase=n_phase, steps=ladder),
        "trajectory":
            lambda: run_trajectory(genes, cfg, steps=traj_steps, n_phase=n_phase),
        "reject":
            lambda: run_reject(genes, cfg, n_phase=n_phase),
        "schemes":
            lambda: run_phase_schemes(genes, cfg, steps=scheme_steps, n_phase=n_phase),
        "warm":
            lambda: run_warm(genes, cfg, n_phase=n_phase),
        "cost":
            lambda: run_cost(genes, cfg, n_phase=cost_phase),
        "feasibility":
            lambda: run_feasibility(genes, cfg, steps=feas_steps, n_phase=n_phase),
        # Two designs: the shipped genome, whose 1.2406 -> 1.7128 is the measurement S11
        # exists to explain, and elite 1.  NOT elite 0 — that is `best_solution.json`
        # bit-for-bit (checked: max|diff| = 0.0 across all fourteen genes), so a ladder
        # over the first two elites would refine the same wheel twice and report the
        # agreement as corroboration.  Elite 1 misses the target from the OTHER side,
        # which is what makes a second ladder worth its minutes.
        "mesh_convergence":
            lambda: run_mesh_convergence(
                [("best_solution", genes)]
                + [(f"elite{k + 1}", g) for k, g in
                   enumerate(S3.load_elites(args.elites, limit=2)[1:])],
                configs=ladder_cfgs, n_phase=n_phase, probe_p=probe_p),
        "multistart":
            lambda: run_multistart(
                cfg, elites=S3.load_elites(args.elites, limit=n_elite),
                n_phase=n_phase, steps=feas_steps, n_probe=n_probe),
    }
    for name in sections:
        section(name, runners[name])

    rep["pass"] = all(rep[name]["pass"] for name in sections)
    rep["settings"] = {"config": cfg, "genome": args.genome, "quick": args.quick,
                       "service_force_n": W.TOTAL_FORCE_NEWTONS,
                       "target_deflection_mm": WO.TARGET_DEFLECTION_MM,
                       "allowable_stress_mpa": WO.ALLOWABLE_STRESS_MPA,
                       "lr": S3.DEFAULT_LR, "grad_clip": S3.GRAD_CLIP,
                       "sections": sections, "ladder_p": probe_p,
                       "stress_pnorm_p_default": WA.STRESS_PNORM_P,
                       "elapsed_s": round(time.time() - t0, 1)}
    if sections != list(DEFAULT_SECTIONS):
        rep["settings"]["title"] = (
            "M8b-i.6 — WHICH p GIVES THE STRESS CONSTRAINT A VALUE" if probe_p else
            "M8b-i.5 — QUALIFYING THE FEASIBILITY VERDICT")

    # Written BEFORE the report is formatted.  At `coarse` this study is an hour of
    # solving and `_print` is string formatting; losing the former to a bug in the latter
    # is a trade nobody would make on purpose.
    with open(os.path.join(HERE, args.out), "w") as fh:
        json.dump(rep, fh, indent=1)
    _print(rep)
    print(f"\nwrote {os.path.join(HERE, args.out)}  "
          f"({rep['settings']['elapsed_s']} s)")
    if not args.no_plot:
        # Which figure, decided by what actually ran: `_plot`'s triptych needs S1, S2 and
        # S9 and cannot be drawn from an M8b-i.5 report.
        plot = _plot if all(k in rep for k in ("direction", "trajectory", "feasibility")) \
            else _plot_m8bi5
        try:
            print(f"wrote {plot(rep, os.path.splitext(args.out)[0] + '.jpg')}")
        except Exception as exc:                              # pragma: no cover
            print(f"(plot skipped: {exc})")
    return 0 if rep["pass"] else 1


if __name__ == "__main__":
    raise SystemExit(main())
